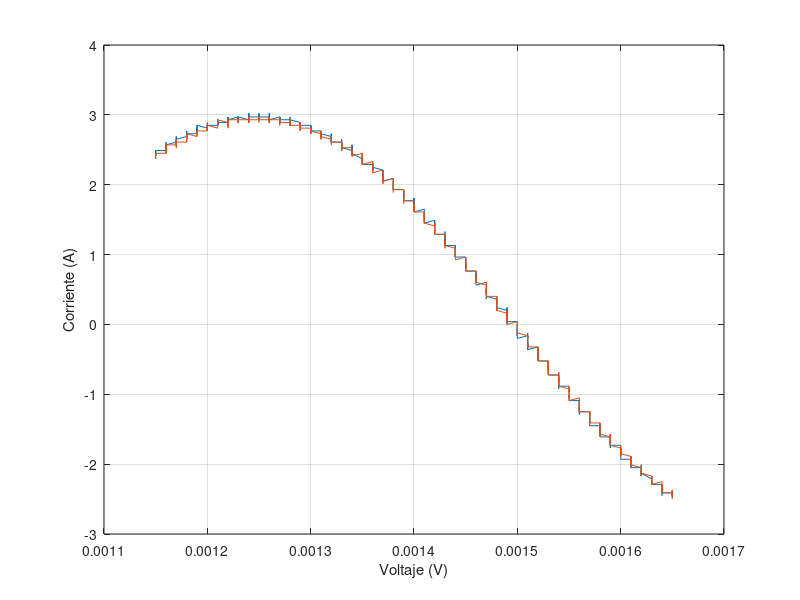

MATLAB code to generate this figure:
t=[1.15E-03
1.15E-03
1.15E-03
1.15E-03
1.15E-03
1.15E-03
1.15E-03
1.15E-03
1.15E-03
1.15E-03
1.15E-03
1.15E-03
1.15E-03
1.15E-03
1.15E-03
1.15E-03
1.15E-03
1.15E-03
1.15E-03
1.16E-03
1.16E-03
1.16E-03
1.16E-03
1.16E-03
1.16E-03
1.16E-03
1.16E-03
1.16E-03
1.16E-03
1.16E-03
1.16E-03
1.16E-03
1.16E-03
1.16E-03
1.16E-03
1.16E-03
1.16E-03
1.16E-03
1.16E-03
1.16E-03
1.16E-03
1.16E-03
1.16E-03
1.16E-03
1.16E-03
1.16E-03
1.16E-03
1.16E-03
1.16E-03
1.16E-03
1.16E-03
1.16E-03
1.16E-03
1.16E-03
1.16E-03
1.16E-03
1.16E-03
1.16E-03
1.16E-03
1.17E-03
1.17E-03
1.17E-03
1.17E-03
1.17E-03
1.17E-03
1.17E-03
1.17E-03
1.17E-03
1.17E-03
1.17E-03
1.17E-03
1.17E-03
1.17E-03
1.17E-03
1.17E-03
1.17E-03
1.17E-03
1.17E-03
1.17E-03
1.17E-03
1.17E-03
1.17E-03
1.17E-03
1.17E-03
1.17E-03
1.17E-03
1.17E-03
1.17E-03
1.17E-03
1.17E-03
1.17E-03
1.17E-03
1.17E-03
1.17E-03
1.17E-03
1.17E-03
1.17E-03
1.17E-03
1.17E-03
1.18E-03
1.18E-03
1.18E-03
1.18E-03
1.18E-03
1.18E-03
1.18E-03
1.18E-03
1.18E-03
1.18E-03
1.18E-03
1.18E-03
1.18E-03
1.18E-03
1.18E-03
1.18E-03
1.18E-03
1.18E-03
1.18E-03
1.18E-03
1.18E-03
1.18E-03
1.18E-03
1.18E-03
1.18E-03
1.18E-03
1.18E-03
1.18E-03
1.18E-03
1.18E-03
1.18E-03
1.18E-03
1.18E-03
1.18E-03
1.18E-03
1.18E-03
1.18E-03
1.18E-03
1.18E-03
1.18E-03
1.19E-03
1.19E-03
1.19E-03
1.19E-03
1.19E-03
1.19E-03
1.19E-03
1.19E-03
1.19E-03
1.19E-03
1.19E-03
1.19E-03
1.19E-03
1.19E-03
1.19E-03
1.19E-03
1.19E-03
1.19E-03
1.19E-03
1.19E-03
1.19E-03
1.19E-03
1.19E-03
1.19E-03
1.19E-03
1.19E-03
1.19E-03
1.19E-03
1.19E-03
1.19E-03
1.19E-03
1.19E-03
1.19E-03
1.19E-03
1.19E-03
1.19E-03
1.19E-03
1.19E-03
1.19E-03
1.19E-03
1.20E-03
1.20E-03
1.20E-03
1.20E-03
1.20E-03
1.20E-03
1.20E-03
1.20E-03
1.20E-03
1.20E-03
1.20E-03
1.20E-03
1.20E-03
1.20E-03
1.20E-03
1.20E-03
1.20E-03
1.20E-03
1.20E-03
1.20E-03
1.20E-03
1.20E-03
1.20E-03
1.20E-03
1.20E-03
1.20E-03
1.20E-03
1.20E-03
1.20E-03
1.20E-03
1.20E-03
1.20E-03
1.20E-03
1.20E-03
1.20E-03
1.20E-03
1.20E-03
1.20E-03
1.20E-03
1.20E-03
1.21E-03
1.21E-03
1.21E-03
1.21E-03
1.21E-03
1.21E-03
1.21E-03
1.21E-03
1.21E-03
1.21E-03
1.21E-03
1.21E-03
1.21E-03
1.21E-03
1.21E-03
1.21E-03
1.21E-03
1.21E-03
1.21E-03
1.21E-03
1.21E-03
1.21E-03
1.21E-03
1.21E-03
1.21E-03
1.21E-03
1.21E-03
1.21E-03
1.21E-03
1.21E-03
1.21E-03
1.21E-03
1.21E-03
1.21E-03
1.21E-03
1.21E-03
1.21E-03
1.21E-03
1.21E-03
1.21E-03
1.22E-03
1.22E-03
1.22E-03
1.22E-03
1.22E-03
1.22E-03
1.22E-03
1.22E-03
1.22E-03
1.22E-03
1.22E-03
1.22E-03
1.22E-03
1.22E-03
1.22E-03
1.22E-03
1.22E-03
1.22E-03
1.22E-03
1.22E-03
1.22E-03
1.22E-03
1.22E-03
1.22E-03
1.22E-03
1.22E-03
1.22E-03
1.22E-03
1.22E-03
1.22E-03
1.22E-03
1.22E-03
1.22E-03
1.22E-03
1.22E-03
1.22E-03
1.22E-03
1.22E-03
1.22E-03
1.22E-03
1.23E-03
1.23E-03
1.23E-03
1.23E-03
1.23E-03
1.23E-03
1.23E-03
1.23E-03
1.23E-03
1.23E-03
1.23E-03
1.23E-03
1.23E-03
1.23E-03
1.23E-03
1.23E-03
1.23E-03
1.23E-03
1.23E-03
1.23E-03
1.23E-03
1.23E-03
1.23E-03
1.23E-03
1.23E-03
1.23E-03
1.23E-03
1.23E-03
1.23E-03
1.23E-03
1.23E-03
1.23E-03
1.23E-03
1.23E-03
1.23E-03
1.23E-03
1.23E-03
1.23E-03
1.23E-03
1.23E-03
1.24E-03
1.24E-03
1.24E-03
1.24E-03
1.24E-03
1.24E-03
1.24E-03
1.24E-03
1.24E-03
1.24E-03
1.24E-03
1.24E-03
1.24E-03
1.24E-03
1.24E-03
1.24E-03
1.24E-03
1.24E-03
1.24E-03
1.24E-03
1.24E-03
1.24E-03
1.24E-03
1.24E-03
1.24E-03
1.24E-03
1.24E-03
1.24E-03
1.24E-03
1.24E-03
1.24E-03
1.24E-03
1.24E-03
1.24E-03
1.24E-03
1.24E-03
1.24E-03
1.24E-03
1.24E-03
1.24E-03
1.25E-03
1.25E-03
1.25E-03
1.25E-03
1.25E-03
1.25E-03
1.25E-03
1.25E-03
1.25E-03
1.25E-03
1.25E-03
1.25E-03
1.25E-03
1.25E-03
1.25E-03
1.25E-03
1.25E-03
1.25E-03
1.25E-03
1.25E-03
1.25E-03
1.25E-03
1.25E-03
1.25E-03
1.25E-03
1.25E-03
1.25E-03
1.25E-03
1.25E-03
1.25E-03
1.25E-03
1.25E-03
1.25E-03
1.25E-03
1.25E-03
1.25E-03
1.25E-03
1.25E-03
1.25E-03
1.25E-03
1.26E-03
1.26E-03
1.26E-03
1.26E-03
1.26E-03
1.26E-03
1.26E-03
1.26E-03
1.26E-03
1.26E-03
1.26E-03
1.26E-03
1.26E-03
1.26E-03
1.26E-03
1.26E-03
1.26E-03
1.26E-03
1.26E-03
1.26E-03
1.26E-03
1.26E-03
1.26E-03
1.26E-03
1.26E-03
1.26E-03
1.26E-03
1.26E-03
1.26E-03
1.26E-03
1.26E-03
1.26E-03
1.26E-03
1.26E-03
1.26E-03
1.26E-03
1.26E-03
1.26E-03
1.26E-03
1.26E-03
1.27E-03
1.27E-03
1.27E-03
1.27E-03
1.27E-03
1.27E-03
1.27E-03
1.27E-03
1.27E-03
1.27E-03
1.27E-03
1.27E-03
1.27E-03
1.27E-03
1.27E-03
1.27E-03
1.27E-03
1.27E-03
1.27E-03
1.27E-03
1.27E-03
1.27E-03
1.27E-03
1.27E-03
1.27E-03
1.27E-03
1.27E-03
1.27E-03
1.27E-03
1.27E-03
1.27E-03
1.27E-03
1.27E-03
1.27E-03
1.27E-03
1.27E-03
1.27E-03
1.27E-03
1.27E-03
1.27E-03
1.28E-03
1.28E-03
1.28E-03
1.28E-03
1.28E-03
1.28E-03
1.28E-03
1.28E-03
1.28E-03
1.28E-03
1.28E-03
1.28E-03
1.28E-03
1.28E-03
1.28E-03
1.28E-03
1.28E-03
1.28E-03
1.28E-03
1.28E-03
1.28E-03
1.28E-03
1.28E-03
1.28E-03
1.28E-03
1.28E-03
1.28E-03
1.28E-03
1.28E-03
1.28E-03
1.28E-03
1.28E-03
1.28E-03
1.28E-03
1.28E-03
1.28E-03
1.28E-03
1.28E-03
1.28E-03
1.28E-03
1.29E-03
1.29E-03
1.29E-03
1.29E-03
1.29E-03
1.29E-03
1.29E-03
1.29E-03
1.29E-03
1.29E-03
1.29E-03
1.29E-03
1.29E-03
1.29E-03
1.29E-03
1.29E-03
1.29E-03
1.29E-03
1.29E-03
1.29E-03
1.29E-03
1.29E-03
1.29E-03
1.29E-03
1.29E-03
1.29E-03
1.29E-03
1.29E-03
1.29E-03
1.29E-03
1.29E-03
1.29E-03
1.29E-03
1.29E-03
1.29E-03
1.29E-03
1.29E-03
1.29E-03
1.29E-03
1.29E-03
1.30E-03
1.30E-03
1.30E-03
1.30E-03
1.30E-03
1.30E-03
1.30E-03
1.30E-03
1.30E-03
1.30E-03
1.30E-03
1.30E-03
1.30E-03
1.30E-03
1.30E-03
1.30E-03
1.30E-03
1.30E-03
1.30E-03
1.30E-03
1.30E-03
1.30E-03
1.30E-03
1.30E-03
1.30E-03
1.30E-03
1.30E-03
1.30E-03
1.30E-03
1.30E-03
1.30E-03
1.30E-03
1.30E-03
1.30E-03
1.30E-03
1.30E-03
1.30E-03
1.30E-03
1.30E-03
1.30E-03
1.31E-03
1.31E-03
1.31E-03
1.31E-03
1.31E-03
1.31E-03
1.31E-03
1.31E-03
1.31E-03
1.31E-03
1.31E-03
1.31E-03
1.31E-03
1.31E-03
1.31E-03
1.31E-03
1.31E-03
1.31E-03
1.31E-03
1.31E-03
1.31E-03
1.31E-03
1.31E-03
1.31E-03
1.31E-03
1.31E-03
1.31E-03
1.31E-03
1.31E-03
1.31E-03
1.31E-03
1.31E-03
1.31E-03
1.31E-03
1.31E-03
1.31E-03
1.31E-03
1.31E-03
1.31E-03
1.31E-03
1.32E-03
1.32E-03
1.32E-03
1.32E-03
1.32E-03
1.32E-03
1.32E-03
1.32E-03
1.32E-03
1.32E-03
1.32E-03
1.32E-03
1.32E-03
1.32E-03
1.32E-03
1.32E-03
1.32E-03
1.32E-03
1.32E-03
1.32E-03
1.32E-03
1.32E-03
1.32E-03
1.32E-03
1.32E-03
1.32E-03
1.32E-03
1.32E-03
1.32E-03
1.32E-03
1.32E-03
1.32E-03
1.32E-03
1.32E-03
1.32E-03
1.32E-03
1.32E-03
1.32E-03
1.32E-03
1.32E-03
1.33E-03
1.33E-03
1.33E-03
1.33E-03
1.33E-03
1.33E-03
1.33E-03
1.33E-03
1.33E-03
1.33E-03
1.33E-03
1.33E-03
1.33E-03
1.33E-03
1.33E-03
1.33E-03
1.33E-03
1.33E-03
1.33E-03
1.33E-03
1.33E-03
1.33E-03
1.33E-03
1.33E-03
1.33E-03
1.33E-03
1.33E-03
1.33E-03
1.33E-03
1.33E-03
1.33E-03
1.33E-03
1.33E-03
1.33E-03
1.33E-03
1.33E-03
1.33E-03
1.33E-03
1.33E-03
1.33E-03
1.34E-03
1.34E-03
1.34E-03
1.34E-03
1.34E-03
1.34E-03
1.34E-03
1.34E-03
1.34E-03
1.34E-03
1.34E-03
1.34E-03
1.34E-03
1.34E-03
1.34E-03
1.34E-03
1.34E-03
1.34E-03
1.34E-03
1.34E-03
1.34E-03
1.34E-03
1.34E-03
1.34E-03
1.34E-03
1.34E-03
1.34E-03
1.34E-03
1.34E-03
1.34E-03
1.34E-03
1.34E-03
1.34E-03
1.34E-03
1.34E-03
1.34E-03
1.34E-03
1.34E-03
1.34E-03
1.34E-03
1.35E-03
1.35E-03
1.35E-03
1.35E-03
1.35E-03
1.35E-03
1.35E-03
1.35E-03
1.35E-03
1.35E-03
1.35E-03
1.35E-03
1.35E-03
1.35E-03
1.35E-03
1.35E-03
1.35E-03
1.35E-03
1.35E-03
1.35E-03
1.35E-03
1.35E-03
1.35E-03
1.35E-03
1.35E-03
1.35E-03
1.35E-03
1.35E-03
1.35E-03
1.35E-03
1.35E-03
1.35E-03
1.35E-03
1.35E-03
1.35E-03
1.35E-03
1.35E-03
1.35E-03
1.35E-03
1.35E-03
1.36E-03
1.36E-03
1.36E-03
1.36E-03
1.36E-03
1.36E-03
1.36E-03
1.36E-03
1.36E-03
1.36E-03
1.36E-03
1.36E-03
1.36E-03
1.36E-03
1.36E-03
1.36E-03
1.36E-03
1.36E-03
1.36E-03
1.36E-03
1.36E-03
1.36E-03
1.36E-03
1.36E-03
1.36E-03
1.36E-03
1.36E-03
1.36E-03
1.36E-03
1.36E-03
1.36E-03
1.36E-03
1.36E-03
1.36E-03
1.36E-03
1.36E-03
1.36E-03
1.36E-03
1.36E-03
1.36E-03
1.37E-03
1.37E-03
1.37E-03
1.37E-03
1.37E-03
1.37E-03
1.37E-03
1.37E-03
1.37E-03
1.37E-03
1.37E-03
1.37E-03
1.37E-03
1.37E-03
1.37E-03
1.37E-03
1.37E-03
1.37E-03
1.37E-03
1.37E-03
1.37E-03
1.37E-03
1.37E-03
1.37E-03
1.37E-03
1.37E-03
1.37E-03
1.37E-03
1.37E-03
1.37E-03
1.37E-03
1.37E-03
1.37E-03
1.37E-03
1.37E-03
1.37E-03
1.37E-03
1.37E-03
1.37E-03
1.37E-03
1.38E-03
1.38E-03
1.38E-03
1.38E-03
1.38E-03
1.38E-03
1.38E-03
1.38E-03
1.38E-03
1.38E-03
1.38E-03
1.38E-03
1.38E-03
1.38E-03
1.38E-03
1.38E-03
1.38E-03
1.38E-03
1.38E-03
1.38E-03
1.38E-03
1.38E-03
1.38E-03
1.38E-03
1.38E-03
1.38E-03
1.38E-03
1.38E-03
1.38E-03
1.38E-03
1.38E-03
1.38E-03
1.38E-03
1.38E-03
1.38E-03
1.38E-03
1.38E-03
1.38E-03
1.38E-03
1.38E-03
1.39E-03
1.39E-03
1.39E-03
1.39E-03
1.39E-03
1.39E-03
1.39E-03
1.39E-03
1.39E-03
1.39E-03
1.39E-03
1.39E-03
1.39E-03
1.39E-03
1.39E-03
1.39E-03
1.39E-03
1.39E-03
1.39E-03
1.39E-03
1.39E-03
1.39E-03
1.39E-03
1.39E-03
1.39E-03
1.39E-03
1.39E-03
1.39E-03
1.39E-03
1.39E-03
1.39E-03
1.39E-03
1.39E-03
1.39E-03
1.39E-03
1.39E-03
1.39E-03
1.39E-03
1.39E-03
1.39E-03
1.40E-03
1.40E-03
1.40E-03
1.40E-03
1.40E-03
1.40E-03
1.40E-03
1.40E-03
1.40E-03
1.40E-03
1.40E-03
1.40E-03
1.40E-03
1.40E-03
1.40E-03
1.40E-03
1.40E-03
1.40E-03
1.40E-03
1.40E-03
1.40E-03
1.40E-03
1.40E-03
1.40E-03
1.40E-03
1.40E-03
1.40E-03
1.40E-03
1.40E-03
1.40E-03
1.40E-03
1.40E-03
1.40E-03
1.40E-03
1.40E-03
1.40E-03
1.40E-03
1.40E-03
1.40E-03
1.40E-03
1.41E-03
1.41E-03
1.41E-03
1.41E-03
1.41E-03
1.41E-03
1.41E-03
1.41E-03
1.41E-03
1.41E-03
1.41E-03
1.41E-03
1.41E-03
1.41E-03
1.41E-03
1.41E-03
1.41E-03
1.41E-03
1.41E-03
1.41E-03
1.41E-03
1.41E-03
1.41E-03
1.41E-03
1.41E-03
1.41E-03
1.41E-03
1.41E-03
1.41E-03
1.41E-03
1.41E-03
1.41E-03
1.41E-03
1.41E-03
1.41E-03
1.41E-03
1.41E-03
1.41E-03
1.41E-03
1.41E-03
1.42E-03
1.42E-03
1.42E-03
1.42E-03
1.42E-03
1.42E-03
1.42E-03
1.42E-03
1.42E-03
1.42E-03
1.42E-03
1.42E-03
1.42E-03
1.42E-03
1.42E-03
1.42E-03
1.42E-03
1.42E-03
1.42E-03
1.42E-03
1.42E-03
1.42E-03
1.42E-03
1.42E-03
1.42E-03
1.42E-03
1.42E-03
1.42E-03
1.42E-03
1.42E-03
1.42E-03
1.42E-03
1.42E-03
1.42E-03
1.42E-03
1.42E-03
1.42E-03
1.42E-03
1.42E-03
1.42E-03
1.43E-03
1.43E-03
1.43E-03
1.43E-03
1.43E-03
1.43E-03
1.43E-03
1.43E-03
1.43E-03
1.43E-03
1.43E-03
1.43E-03
1.43E-03
1.43E-03
1.43E-03
1.43E-03
1.43E-03
1.43E-03
1.43E-03
1.43E-03
1.43E-03
1.43E-03
1.43E-03
1.43E-03
1.43E-03
1.43E-03
1.43E-03
1.43E-03
1.43E-03
1.43E-03
1.43E-03
1.43E-03
1.43E-03
1.43E-03
1.43E-03
1.43E-03
1.43E-03
1.43E-03
1.43E-03
1.43E-03
1.44E-03
1.44E-03
1.44E-03
1.44E-03
1.44E-03
1.44E-03
1.44E-03
1.44E-03
1.44E-03
1.44E-03
1.44E-03
1.44E-03
1.44E-03
1.44E-03
1.44E-03
1.44E-03
1.44E-03
1.44E-03
1.44E-03
1.44E-03
1.44E-03
1.44E-03
1.44E-03
1.44E-03
1.44E-03
1.44E-03
1.44E-03
1.44E-03
1.44E-03
1.44E-03
1.44E-03
1.44E-03
1.44E-03
1.44E-03
1.44E-03
1.44E-03
1.44E-03
1.44E-03
1.44E-03
1.44E-03
1.45E-03
1.45E-03
1.45E-03
1.45E-03
1.45E-03
1.45E-03
1.45E-03
1.45E-03
1.45E-03
1.45E-03
1.45E-03
1.45E-03
1.45E-03
1.45E-03
1.45E-03
1.45E-03
1.45E-03
1.45E-03
1.45E-03
1.45E-03
1.45E-03
1.45E-03
1.45E-03
1.45E-03
1.45E-03
1.45E-03
1.45E-03
1.45E-03
1.45E-03
1.45E-03
1.45E-03
1.45E-03
1.45E-03
1.45E-03
1.45E-03
1.45E-03
1.45E-03
1.45E-03
1.45E-03
1.45E-03
1.46E-03
1.46E-03
1.46E-03
1.46E-03
1.46E-03
1.46E-03
1.46E-03
1.46E-03
1.46E-03
1.46E-03
1.46E-03
1.46E-03
1.46E-03
1.46E-03
1.46E-03
1.46E-03
1.46E-03
1.46E-03
1.46E-03
1.46E-03
1.46E-03
1.46E-03
1.46E-03
1.46E-03
1.46E-03
1.46E-03
1.46E-03
1.46E-03
1.46E-03
1.46E-03
1.46E-03
1.46E-03
1.46E-03
1.46E-03
1.46E-03
1.46E-03
1.46E-03
1.46E-03
1.46E-03
1.46E-03
1.47E-03
1.47E-03
1.47E-03
1.47E-03
1.47E-03
1.47E-03
1.47E-03
1.47E-03
1.47E-03
1.47E-03
1.47E-03
1.47E-03
1.47E-03
1.47E-03
1.47E-03
1.47E-03
1.47E-03
1.47E-03
1.47E-03
1.47E-03
1.47E-03
1.47E-03
1.47E-03
1.47E-03
1.47E-03
1.47E-03
1.47E-03
1.47E-03
1.47E-03
1.47E-03
1.47E-03
1.47E-03
1.47E-03
1.47E-03
1.47E-03
1.47E-03
1.47E-03
1.47E-03
1.47E-03
1.47E-03
1.48E-03
1.48E-03
1.48E-03
1.48E-03
1.48E-03
1.48E-03
1.48E-03
1.48E-03
1.48E-03
1.48E-03
1.48E-03
1.48E-03
1.48E-03
1.48E-03
1.48E-03
1.48E-03
1.48E-03
1.48E-03
1.48E-03
1.48E-03
1.48E-03
1.48E-03
1.48E-03
1.48E-03
1.48E-03
1.48E-03
1.48E-03
1.48E-03
1.48E-03
1.48E-03
1.48E-03
1.48E-03
1.48E-03
1.48E-03
1.48E-03
1.48E-03
1.48E-03
1.48E-03
1.48E-03
1.48E-03
1.49E-03
1.49E-03
1.49E-03
1.49E-03
1.49E-03
1.49E-03
1.49E-03
1.49E-03
1.49E-03
1.49E-03
1.49E-03
1.49E-03
1.49E-03
1.49E-03
1.49E-03
1.49E-03
1.49E-03
1.49E-03
1.49E-03
1.49E-03
1.49E-03
1.49E-03
1.49E-03
1.49E-03
1.49E-03
1.49E-03
1.49E-03
1.49E-03
1.49E-03
1.49E-03
1.49E-03
1.49E-03
1.49E-03
1.49E-03
1.49E-03
1.49E-03
1.49E-03
1.49E-03
1.49E-03
1.49E-03
1.50E-03
1.50E-03
1.50E-03
1.50E-03
1.50E-03
1.50E-03
1.50E-03
1.50E-03
1.50E-03
1.50E-03
1.50E-03
1.50E-03
1.50E-03
1.50E-03
1.50E-03
1.50E-03
1.50E-03
1.50E-03
1.50E-03
1.50E-03
1.50E-03
1.50E-03
1.50E-03
1.50E-03
1.50E-03
1.50E-03
1.50E-03
1.50E-03
1.50E-03
1.50E-03
1.50E-03
1.50E-03
1.50E-03
1.50E-03
1.50E-03
1.50E-03
1.50E-03
1.50E-03
1.50E-03
1.50E-03
1.51E-03
1.51E-03
1.51E-03
1.51E-03
1.51E-03
1.51E-03
1.51E-03
1.51E-03
1.51E-03
1.51E-03
1.51E-03
1.51E-03
1.51E-03
1.51E-03
1.51E-03
1.51E-03
1.51E-03
1.51E-03
1.51E-03
1.51E-03
1.51E-03
1.51E-03
1.51E-03
1.51E-03
1.51E-03
1.51E-03
1.51E-03
1.51E-03
1.51E-03
1.51E-03
1.51E-03
1.51E-03
1.51E-03
1.51E-03
1.51E-03
1.51E-03
1.51E-03
1.51E-03
1.51E-03
1.51E-03
1.52E-03
1.52E-03
1.52E-03
1.52E-03
1.52E-03
1.52E-03
1.52E-03
1.52E-03
1.52E-03
1.52E-03
1.52E-03
1.52E-03
1.52E-03
1.52E-03
1.52E-03
1.52E-03
1.52E-03
1.52E-03
1.52E-03
1.52E-03
1.52E-03
1.52E-03
1.52E-03
1.52E-03
1.52E-03
1.52E-03
1.52E-03
1.52E-03
1.52E-03
1.52E-03
1.52E-03
1.52E-03
1.52E-03
1.52E-03
1.52E-03
1.52E-03
1.52E-03
1.52E-03
1.52E-03
1.52E-03
1.53E-03
1.53E-03
1.53E-03
1.53E-03
1.53E-03
1.53E-03
1.53E-03
1.53E-03
1.53E-03
1.53E-03
1.53E-03
1.53E-03
1.53E-03
1.53E-03
1.53E-03
1.53E-03
1.53E-03
1.53E-03
1.53E-03
1.53E-03
1.53E-03
1.53E-03
1.53E-03
1.53E-03
1.53E-03
1.53E-03
1.53E-03
1.53E-03
1.53E-03
1.53E-03
1.53E-03
1.53E-03
1.53E-03
1.53E-03
1.53E-03
1.53E-03
1.53E-03
1.53E-03
1.53E-03
1.53E-03
1.54E-03
1.54E-03
1.54E-03
1.54E-03
1.54E-03
1.54E-03
1.54E-03
1.54E-03
1.54E-03
1.54E-03
1.54E-03
1.54E-03
1.54E-03
1.54E-03
1.54E-03
1.54E-03
1.54E-03
1.54E-03
1.54E-03
1.54E-03
1.54E-03
1.54E-03
1.54E-03
1.54E-03
1.54E-03
1.54E-03
1.54E-03
1.54E-03
1.54E-03
1.54E-03
1.54E-03
1.54E-03
1.54E-03
1.54E-03
1.54E-03
1.54E-03
1.54E-03
1.54E-03
1.54E-03
1.54E-03
1.55E-03
1.55E-03
1.55E-03
1.55E-03
1.55E-03
1.55E-03
1.55E-03
1.55E-03
1.55E-03
1.55E-03
1.55E-03
1.55E-03
1.55E-03
1.55E-03
1.55E-03
1.55E-03
1.55E-03
1.55E-03
1.55E-03
1.55E-03
1.55E-03
1.55E-03
1.55E-03
1.55E-03
1.55E-03
1.55E-03
1.55E-03
1.55E-03
1.55E-03
1.55E-03
1.55E-03
1.55E-03
1.55E-03
1.55E-03
1.55E-03
1.55E-03
1.55E-03
1.55E-03
1.55E-03
1.55E-03
1.56E-03
1.56E-03
1.56E-03
1.56E-03
1.56E-03
1.56E-03
1.56E-03
1.56E-03
1.56E-03
1.56E-03
1.56E-03
1.56E-03
1.56E-03
1.56E-03
1.56E-03
1.56E-03
1.56E-03
1.56E-03
1.56E-03
1.56E-03
1.56E-03
1.56E-03
1.56E-03
1.56E-03
1.56E-03
1.56E-03
1.56E-03
1.56E-03
1.56E-03
1.56E-03
1.56E-03
1.56E-03
1.56E-03
1.56E-03
1.56E-03
1.56E-03
1.56E-03
1.56E-03
1.56E-03
1.56E-03
1.57E-03
1.57E-03
1.57E-03
1.57E-03
1.57E-03
1.57E-03
1.57E-03
1.57E-03
1.57E-03
1.57E-03
1.57E-03
1.57E-03
1.57E-03
1.57E-03
1.57E-03
1.57E-03
1.57E-03
1.57E-03
1.57E-03
1.57E-03
1.57E-03
1.57E-03
1.57E-03
1.57E-03
1.57E-03
1.57E-03
1.57E-03
1.57E-03
1.57E-03
1.57E-03
1.57E-03
1.57E-03
1.57E-03
1.57E-03
1.57E-03
1.57E-03
1.57E-03
1.57E-03
1.57E-03
1.57E-03
1.58E-03
1.58E-03
1.58E-03
1.58E-03
1.58E-03
1.58E-03
1.58E-03
1.58E-03
1.58E-03
1.58E-03
1.58E-03
1.58E-03
1.58E-03
1.58E-03
1.58E-03
1.58E-03
1.58E-03
1.58E-03
1.58E-03
1.58E-03
1.58E-03
1.58E-03
1.58E-03
1.58E-03
1.58E-03
1.58E-03
1.58E-03
1.58E-03
1.58E-03
1.58E-03
1.58E-03
1.58E-03
1.58E-03
1.58E-03
1.58E-03
1.58E-03
1.58E-03
1.58E-03
1.58E-03
1.58E-03
1.59E-03
1.59E-03
1.59E-03
1.59E-03
1.59E-03
1.59E-03
1.59E-03
1.59E-03
1.59E-03
1.59E-03
1.59E-03
1.59E-03
1.59E-03
1.59E-03
1.59E-03
1.59E-03
1.59E-03
1.59E-03
1.59E-03
1.59E-03
1.59E-03
1.59E-03
1.59E-03
1.59E-03
1.59E-03
1.59E-03
1.59E-03
1.59E-03
1.59E-03
1.59E-03
1.59E-03
1.59E-03
1.59E-03
1.59E-03
1.59E-03
1.59E-03
1.59E-03
1.59E-03
1.59E-03
1.59E-03
1.60E-03
1.60E-03
1.60E-03
1.60E-03
1.60E-03
1.60E-03
1.60E-03
1.60E-03
1.60E-03
1.60E-03
1.60E-03
1.60E-03
1.60E-03
1.60E-03
1.60E-03
1.60E-03
1.60E-03
1.60E-03
1.60E-03
1.60E-03
1.60E-03
1.60E-03
1.60E-03
1.60E-03
1.60E-03
1.60E-03
1.60E-03
1.60E-03
1.60E-03
1.60E-03
1.60E-03
1.60E-03
1.60E-03
1.60E-03
1.60E-03
1.60E-03
1.60E-03
1.60E-03
1.60E-03
1.60E-03
1.61E-03
1.61E-03
1.61E-03
1.61E-03
1.61E-03
1.61E-03
1.61E-03
1.61E-03
1.61E-03
1.61E-03
1.61E-03
1.61E-03
1.61E-03
1.61E-03
1.61E-03
1.61E-03
1.61E-03
1.61E-03
1.61E-03
1.61E-03
1.61E-03
1.61E-03
1.61E-03
1.61E-03
1.61E-03
1.61E-03
1.61E-03
1.61E-03
1.61E-03
1.61E-03
1.61E-03
1.61E-03
1.61E-03
1.61E-03
1.61E-03
1.61E-03
1.61E-03
1.61E-03
1.61E-03
1.61E-03
1.62E-03
1.62E-03
1.62E-03
1.62E-03
1.62E-03
1.62E-03
1.62E-03
1.62E-03
1.62E-03
1.62E-03
1.62E-03
1.62E-03
1.62E-03
1.62E-03
1.62E-03
1.62E-03
1.62E-03
1.62E-03
1.62E-03
1.62E-03
1.62E-03
1.62E-03
1.62E-03
1.62E-03
1.62E-03
1.62E-03
1.62E-03
1.62E-03
1.62E-03
1.62E-03
1.62E-03
1.62E-03
1.62E-03
1.62E-03
1.62E-03
1.62E-03
1.62E-03
1.62E-03
1.62E-03
1.62E-03
1.63E-03
1.63E-03
1.63E-03
1.63E-03
1.63E-03
1.63E-03
1.63E-03
1.63E-03
1.63E-03
1.63E-03
1.63E-03
1.63E-03
1.63E-03
1.63E-03
1.63E-03
1.63E-03
1.63E-03
1.63E-03
1.63E-03
1.63E-03
1.63E-03
1.63E-03
1.63E-03
1.63E-03
1.63E-03
1.63E-03
1.63E-03
1.63E-03
1.63E-03
1.63E-03
1.63E-03
1.63E-03
1.63E-03
1.63E-03
1.63E-03
1.63E-03
1.63E-03
1.63E-03
1.63E-03
1.63E-03
1.64E-03
1.64E-03
1.64E-03
1.64E-03
1.64E-03
1.64E-03
1.64E-03
1.64E-03
1.64E-03
1.64E-03
1.64E-03
1.64E-03
1.64E-03
1.64E-03
1.64E-03
1.64E-03
1.64E-03
1.64E-03
1.64E-03
1.64E-03
1.64E-03
1.64E-03
1.64E-03
1.64E-03
1.64E-03
1.64E-03
1.64E-03
1.64E-03
1.64E-03
1.64E-03
1.64E-03
1.64E-03
1.64E-03
1.64E-03
1.64E-03
1.64E-03
1.64E-03
1.64E-03
1.64E-03
1.64E-03
1.65E-03
1.65E-03
1.65E-03
1.65E-03
1.65E-03
1.65E-03
1.65E-03
1.65E-03
1.65E-03
1.65E-03
1.65E-03
1.65E-03
1.65E-03
1.65E-03
1.65E-03
1.65E-03
1.65E-03
1.65E-03
1.65E-03
1.65E-03];
x=[2.45E+00
2.41E+00
2.41E+00
2.41E+00
2.45E+00
2.41E+00
2.45E+00
2.45E+00
2.49E+00
2.45E+00
2.45E+00
2.45E+00
2.45E+00
2.45E+00
2.45E+00
2.45E+00
2.45E+00
2.49E+00
2.49E+00
2.49E+00
2.49E+00
2.49E+00
2.49E+00
2.49E+00
2.49E+00
2.49E+00
2.49E+00
2.49E+00
2.49E+00
2.49E+00
2.53E+00
2.49E+00
2.53E+00
2.53E+00
2.53E+00
2.57E+00
2.53E+00
2.53E+00
2.57E+00
2.57E+00
2.53E+00
2.53E+00
2.53E+00
2.57E+00
2.53E+00
2.57E+00
2.57E+00
2.57E+00
2.53E+00
2.57E+00
2.57E+00
2.57E+00
2.53E+00
2.57E+00
2.57E+00
2.57E+00
2.61E+00
2.57E+00
2.57E+00
2.61E+00
2.57E+00
2.61E+00
2.61E+00
2.57E+00
2.57E+00
2.57E+00
2.57E+00
2.57E+00
2.61E+00
2.61E+00
2.61E+00
2.57E+00
2.61E+00
2.61E+00
2.65E+00
2.61E+00
2.61E+00
2.57E+00
2.61E+00
2.61E+00
2.61E+00
2.61E+00
2.61E+00
2.61E+00
2.65E+00
2.65E+00
2.61E+00
2.61E+00
2.61E+00
2.61E+00
2.65E+00
2.65E+00
2.65E+00
2.65E+00
2.69E+00
2.69E+00
2.65E+00
2.69E+00
2.65E+00
2.69E+00
2.65E+00
2.69E+00
2.69E+00
2.69E+00
2.69E+00
2.69E+00
2.69E+00
2.69E+00
2.69E+00
2.73E+00
2.69E+00
2.73E+00
2.77E+00
2.65E+00
2.69E+00
2.73E+00
2.69E+00
2.65E+00
2.69E+00
2.69E+00
2.73E+00
2.69E+00
2.69E+00
2.69E+00
2.69E+00
2.69E+00
2.69E+00
2.73E+00
2.69E+00
2.73E+00
2.73E+00
2.69E+00
2.77E+00
2.77E+00
2.73E+00
2.73E+00
2.73E+00
2.73E+00
2.73E+00
2.73E+00
2.77E+00
2.77E+00
2.73E+00
2.73E+00
2.73E+00
2.73E+00
2.77E+00
2.73E+00
2.73E+00
2.77E+00
2.77E+00
2.77E+00
2.77E+00
2.77E+00
2.81E+00
2.77E+00
2.77E+00
2.77E+00
2.81E+00
2.81E+00
2.77E+00
2.77E+00
2.81E+00
2.81E+00
2.77E+00
2.77E+00
2.81E+00
2.81E+00
2.77E+00
2.77E+00
2.77E+00
2.81E+00
2.81E+00
2.81E+00
2.81E+00
2.81E+00
2.85E+00
2.81E+00
2.85E+00
2.81E+00
2.81E+00
2.81E+00
2.85E+00
2.81E+00
2.85E+00
2.81E+00
2.81E+00
2.85E+00
2.85E+00
2.85E+00
2.81E+00
2.81E+00
2.85E+00
2.85E+00
2.85E+00
2.81E+00
2.81E+00
2.81E+00
2.81E+00
2.85E+00
2.85E+00
2.81E+00
2.85E+00
2.85E+00
2.85E+00
2.85E+00
2.81E+00
2.85E+00
2.85E+00
2.85E+00
2.81E+00
2.85E+00
2.85E+00
2.85E+00
2.85E+00
2.85E+00
2.85E+00
2.89E+00
2.85E+00
2.85E+00
2.89E+00
2.85E+00
2.89E+00
2.89E+00
2.85E+00
2.85E+00
2.85E+00
2.89E+00
2.85E+00
2.85E+00
2.89E+00
2.89E+00
2.89E+00
2.89E+00
2.89E+00
2.89E+00
2.85E+00
2.89E+00
2.89E+00
2.89E+00
2.93E+00
2.89E+00
2.89E+00
2.93E+00
2.89E+00
2.89E+00
2.89E+00
2.89E+00
2.89E+00
2.89E+00
2.93E+00
2.89E+00
2.89E+00
2.89E+00
2.93E+00
2.89E+00
2.89E+00
2.93E+00
2.89E+00
2.89E+00
2.89E+00
2.93E+00
2.93E+00
2.89E+00
2.89E+00
2.93E+00
2.89E+00
2.89E+00
2.93E+00
2.93E+00
2.89E+00
2.89E+00
2.93E+00
2.93E+00
2.93E+00
2.89E+00
2.93E+00
2.93E+00
2.89E+00
2.93E+00
2.93E+00
2.89E+00
2.93E+00
2.89E+00
2.93E+00
2.93E+00
2.93E+00
2.93E+00
2.97E+00
2.93E+00
2.93E+00
2.93E+00
2.89E+00
2.93E+00
2.93E+00
2.97E+00
2.93E+00
2.93E+00
2.93E+00
2.97E+00
2.93E+00
2.93E+00
2.93E+00
2.97E+00
2.93E+00
2.93E+00
2.93E+00
2.93E+00
2.97E+00
2.93E+00
2.93E+00
2.97E+00
2.97E+00
2.97E+00
2.93E+00
2.93E+00
2.97E+00
2.97E+00
2.93E+00
2.97E+00
2.97E+00
2.93E+00
2.93E+00
2.97E+00
2.97E+00
2.97E+00
2.93E+00
2.93E+00
2.97E+00
2.97E+00
2.93E+00
2.93E+00
2.93E+00
2.97E+00
2.97E+00
2.97E+00
2.93E+00
2.93E+00
2.97E+00
2.93E+00
2.97E+00
2.97E+00
2.97E+00
2.97E+00
2.97E+00
2.93E+00
2.97E+00
2.93E+00
2.93E+00
2.97E+00
2.97E+00
3.02E+00
2.97E+00
2.97E+00
2.97E+00
2.97E+00
2.97E+00
2.97E+00
2.97E+00
2.97E+00
2.97E+00
2.97E+00
2.97E+00
2.97E+00
2.93E+00
2.97E+00
2.97E+00
2.97E+00
2.97E+00
3.02E+00
2.97E+00
3.02E+00
2.93E+00
2.97E+00
3.02E+00
2.97E+00
3.02E+00
2.97E+00
2.97E+00
2.97E+00
2.93E+00
2.97E+00
2.97E+00
2.97E+00
2.93E+00
3.02E+00
2.97E+00
2.97E+00
2.97E+00
2.97E+00
2.97E+00
2.97E+00
2.97E+00
2.97E+00
2.97E+00
2.97E+00
2.97E+00
2.97E+00
2.97E+00
2.97E+00
2.97E+00
2.97E+00
2.97E+00
2.97E+00
2.97E+00
3.02E+00
2.97E+00
2.97E+00
2.97E+00
2.97E+00
2.97E+00
2.97E+00
2.97E+00
2.97E+00
2.97E+00
2.97E+00
2.93E+00
2.97E+00
2.97E+00
2.97E+00
3.02E+00
2.97E+00
2.97E+00
2.97E+00
3.02E+00
2.97E+00
2.97E+00
2.97E+00
2.93E+00
2.93E+00
2.97E+00
2.97E+00
2.97E+00
2.97E+00
2.93E+00
2.97E+00
2.93E+00
2.97E+00
2.93E+00
2.93E+00
2.97E+00
2.97E+00
2.97E+00
2.97E+00
2.93E+00
2.97E+00
2.97E+00
2.93E+00
2.93E+00
2.93E+00
2.93E+00
2.97E+00
2.97E+00
2.97E+00
2.93E+00
2.97E+00
2.97E+00
2.93E+00
2.93E+00
2.97E+00
2.93E+00
2.93E+00
2.97E+00
2.93E+00
2.93E+00
2.97E+00
2.97E+00
2.97E+00
2.93E+00
2.93E+00
2.93E+00
2.97E+00
2.97E+00
2.93E+00
2.97E+00
2.97E+00
2.93E+00
2.93E+00
2.97E+00
2.93E+00
2.97E+00
2.93E+00
2.97E+00
2.97E+00
2.93E+00
2.97E+00
2.93E+00
2.97E+00
2.97E+00
2.93E+00
2.93E+00
2.93E+00
2.93E+00
2.93E+00
2.93E+00
2.93E+00
2.93E+00
2.93E+00
2.93E+00
2.93E+00
2.93E+00
2.93E+00
2.93E+00
2.93E+00
2.89E+00
2.93E+00
2.93E+00
2.89E+00
2.93E+00
2.93E+00
2.89E+00
2.97E+00
2.89E+00
2.89E+00
2.89E+00
2.93E+00
2.89E+00
2.89E+00
2.93E+00
2.93E+00
2.89E+00
2.89E+00
2.89E+00
2.85E+00
2.93E+00
2.89E+00
2.93E+00
2.89E+00
2.89E+00
2.89E+00
2.89E+00
2.89E+00
2.89E+00
2.89E+00
2.89E+00
2.85E+00
2.89E+00
2.89E+00
2.93E+00
2.89E+00
2.89E+00
2.89E+00
2.89E+00
2.89E+00
2.89E+00
2.89E+00
2.85E+00
2.89E+00
2.85E+00
2.89E+00
2.85E+00
2.89E+00
2.85E+00
2.89E+00
2.89E+00
2.89E+00
2.89E+00
2.85E+00
2.89E+00
2.85E+00
2.89E+00
2.85E+00
2.85E+00
2.85E+00
2.85E+00
2.89E+00
2.89E+00
2.89E+00
2.85E+00
2.85E+00
2.85E+00
2.85E+00
2.85E+00
2.89E+00
2.85E+00
2.85E+00
2.85E+00
2.85E+00
2.85E+00
2.85E+00
2.81E+00
2.81E+00
2.85E+00
2.85E+00
2.85E+00
2.85E+00
2.85E+00
2.81E+00
2.81E+00
2.81E+00
2.81E+00
2.81E+00
2.81E+00
2.81E+00
2.81E+00
2.81E+00
2.85E+00
2.77E+00
2.85E+00
2.81E+00
2.81E+00
2.77E+00
2.81E+00
2.81E+00
2.81E+00
2.85E+00
2.81E+00
2.77E+00
2.77E+00
2.77E+00
2.81E+00
2.77E+00
2.81E+00
2.81E+00
2.73E+00
2.81E+00
2.77E+00
2.81E+00
2.77E+00
2.77E+00
2.77E+00
2.77E+00
2.77E+00
2.77E+00
2.77E+00
2.77E+00
2.77E+00
2.77E+00
2.77E+00
2.73E+00
2.77E+00
2.73E+00
2.73E+00
2.73E+00
2.73E+00
2.73E+00
2.73E+00
2.77E+00
2.73E+00
2.73E+00
2.73E+00
2.73E+00
2.73E+00
2.73E+00
2.73E+00
2.73E+00
2.73E+00
2.73E+00
2.73E+00
2.73E+00
2.73E+00
2.69E+00
2.73E+00
2.73E+00
2.69E+00
2.73E+00
2.73E+00
2.73E+00
2.73E+00
2.69E+00
2.73E+00
2.69E+00
2.73E+00
2.69E+00
2.69E+00
2.69E+00
2.69E+00
2.69E+00
2.69E+00
2.69E+00
2.69E+00
2.69E+00
2.65E+00
2.69E+00
2.65E+00
2.69E+00
2.69E+00
2.65E+00
2.65E+00
2.65E+00
2.65E+00
2.69E+00
2.65E+00
2.65E+00
2.65E+00
2.65E+00
2.65E+00
2.69E+00
2.65E+00
2.65E+00
2.65E+00
2.65E+00
2.65E+00
2.61E+00
2.61E+00
2.61E+00
2.65E+00
2.61E+00
2.61E+00
2.61E+00
2.61E+00
2.57E+00
2.65E+00
2.65E+00
2.61E+00
2.61E+00
2.61E+00
2.61E+00
2.61E+00
2.61E+00
2.61E+00
2.57E+00
2.61E+00
2.61E+00
2.57E+00
2.57E+00
2.61E+00
2.61E+00
2.57E+00
2.57E+00
2.57E+00
2.57E+00
2.57E+00
2.57E+00
2.57E+00
2.57E+00
2.57E+00
2.53E+00
2.57E+00
2.53E+00
2.57E+00
2.57E+00
2.53E+00
2.53E+00
2.57E+00
2.57E+00
2.57E+00
2.53E+00
2.53E+00
2.49E+00
2.49E+00
2.57E+00
2.53E+00
2.53E+00
2.57E+00
2.49E+00
2.53E+00
2.53E+00
2.49E+00
2.53E+00
2.49E+00
2.49E+00
2.49E+00
2.49E+00
2.49E+00
2.53E+00
2.49E+00
2.49E+00
2.49E+00
2.49E+00
2.49E+00
2.49E+00
2.45E+00
2.45E+00
2.49E+00
2.49E+00
2.49E+00
2.49E+00
2.49E+00
2.45E+00
2.45E+00
2.45E+00
2.45E+00
2.45E+00
2.45E+00
2.49E+00
2.41E+00
2.41E+00
2.45E+00
2.37E+00
2.45E+00
2.41E+00
2.41E+00
2.45E+00
2.45E+00
2.41E+00
2.41E+00
2.41E+00
2.41E+00
2.37E+00
2.37E+00
2.41E+00
2.37E+00
2.37E+00
2.37E+00
2.37E+00
2.37E+00
2.41E+00
2.41E+00
2.37E+00
2.37E+00
2.37E+00
2.33E+00
2.37E+00
2.37E+00
2.37E+00
2.37E+00
2.37E+00
2.37E+00
2.41E+00
2.33E+00
2.37E+00
2.37E+00
2.33E+00
2.33E+00
2.37E+00
2.33E+00
2.29E+00
2.29E+00
2.29E+00
2.33E+00
2.29E+00
2.33E+00
2.33E+00
2.25E+00
2.29E+00
2.25E+00
2.29E+00
2.29E+00
2.29E+00
2.29E+00
2.29E+00
2.29E+00
2.29E+00
2.29E+00
2.29E+00
2.25E+00
2.25E+00
2.25E+00
2.25E+00
2.25E+00
2.25E+00
2.21E+00
2.25E+00
2.29E+00
2.21E+00
2.25E+00
2.21E+00
2.21E+00
2.21E+00
2.21E+00
2.21E+00
2.21E+00
2.25E+00
2.21E+00
2.21E+00
2.25E+00
2.21E+00
2.25E+00
2.21E+00
2.21E+00
2.21E+00
2.17E+00
2.17E+00
2.17E+00
2.17E+00
2.17E+00
2.13E+00
2.13E+00
2.13E+00
2.17E+00
2.21E+00
2.13E+00
2.13E+00
2.17E+00
2.17E+00
2.17E+00
2.13E+00
2.13E+00
2.13E+00
2.13E+00
2.13E+00
2.13E+00
2.13E+00
2.09E+00
2.13E+00
2.13E+00
2.13E+00
2.09E+00
2.09E+00
2.09E+00
2.09E+00
2.09E+00
2.09E+00
2.09E+00
2.09E+00
2.05E+00
2.09E+00
2.05E+00
2.09E+00
2.05E+00
2.05E+00
2.09E+00
2.05E+00
2.01E+00
2.05E+00
2.05E+00
2.05E+00
2.05E+00
2.05E+00
2.05E+00
2.05E+00
2.05E+00
2.05E+00
2.01E+00
2.01E+00
2.01E+00
2.01E+00
2.01E+00
2.01E+00
2.01E+00
2.01E+00
2.01E+00
1.97E+00
2.01E+00
2.01E+00
1.97E+00
1.97E+00
1.97E+00
1.97E+00
1.97E+00
1.97E+00
1.93E+00
1.93E+00
1.93E+00
1.93E+00
1.93E+00
1.93E+00
1.93E+00
1.93E+00
1.93E+00
1.93E+00
1.89E+00
1.89E+00
1.93E+00
1.89E+00
1.89E+00
1.89E+00
1.89E+00
1.89E+00
1.89E+00
1.85E+00
1.85E+00
1.89E+00
1.89E+00
1.89E+00
1.85E+00
1.89E+00
1.81E+00
1.85E+00
1.85E+00
1.85E+00
1.81E+00
1.81E+00
1.85E+00
1.81E+00
1.81E+00
1.81E+00
1.81E+00
1.81E+00
1.81E+00
1.85E+00
1.77E+00
1.77E+00
1.81E+00
1.81E+00
1.81E+00
1.81E+00
1.77E+00
1.77E+00
1.81E+00
1.81E+00
1.77E+00
1.81E+00
1.77E+00
1.73E+00
1.77E+00
1.77E+00
1.77E+00
1.73E+00
1.73E+00
1.77E+00
1.73E+00
1.69E+00
1.73E+00
1.73E+00
1.77E+00
1.73E+00
1.73E+00
1.73E+00
1.69E+00
1.73E+00
1.69E+00
1.65E+00
1.69E+00
1.65E+00
1.69E+00
1.65E+00
1.65E+00
1.65E+00
1.65E+00
1.69E+00
1.69E+00
1.65E+00
1.65E+00
1.65E+00
1.65E+00
1.65E+00
1.61E+00
1.65E+00
1.61E+00
1.61E+00
1.61E+00
1.61E+00
1.61E+00
1.61E+00
1.57E+00
1.61E+00
1.61E+00
1.61E+00
1.57E+00
1.61E+00
1.57E+00
1.61E+00
1.57E+00
1.53E+00
1.53E+00
1.57E+00
1.57E+00
1.53E+00
1.53E+00
1.53E+00
1.57E+00
1.53E+00
1.57E+00
1.53E+00
1.53E+00
1.53E+00
1.53E+00
1.49E+00
1.53E+00
1.49E+00
1.49E+00
1.49E+00
1.49E+00
1.49E+00
1.49E+00
1.45E+00
1.45E+00
1.49E+00
1.45E+00
1.45E+00
1.49E+00
1.45E+00
1.45E+00
1.45E+00
1.41E+00
1.45E+00
1.41E+00
1.41E+00
1.41E+00
1.41E+00
1.41E+00
1.41E+00
1.41E+00
1.41E+00
1.41E+00
1.41E+00
1.41E+00
1.37E+00
1.41E+00
1.37E+00
1.37E+00
1.37E+00
1.37E+00
1.33E+00
1.37E+00
1.37E+00
1.33E+00
1.33E+00
1.37E+00
1.33E+00
1.33E+00
1.33E+00
1.33E+00
1.33E+00
1.33E+00
1.29E+00
1.29E+00
1.29E+00
1.33E+00
1.33E+00
1.29E+00
1.29E+00
1.25E+00
1.29E+00
1.29E+00
1.29E+00
1.25E+00
1.25E+00
1.25E+00
1.25E+00
1.25E+00
1.21E+00
1.21E+00
1.21E+00
1.25E+00
1.25E+00
1.21E+00
1.21E+00
1.21E+00
1.21E+00
1.21E+00
1.21E+00
1.21E+00
1.25E+00
1.17E+00
1.21E+00
1.17E+00
1.21E+00
1.17E+00
1.17E+00
1.17E+00
1.17E+00
1.17E+00
1.13E+00
1.13E+00
1.17E+00
1.13E+00
1.13E+00
1.13E+00
1.13E+00
1.13E+00
1.13E+00
1.13E+00
1.09E+00
1.13E+00
1.13E+00
1.09E+00
1.09E+00
1.09E+00
1.09E+00
1.09E+00
1.09E+00
1.13E+00
1.05E+00
1.09E+00
1.05E+00
1.05E+00
1.05E+00
1.05E+00
1.05E+00
1.01E+00
1.05E+00
1.01E+00
1.01E+00
1.01E+00
1.01E+00
1.01E+00
1.01E+00
9.65E-01
9.65E-01
1.01E+00
1.01E+00
1.01E+00
9.65E-01
1.01E+00
9.65E-01
9.65E-01
9.65E-01
9.25E-01
9.65E-01
9.25E-01
9.25E-01
9.25E-01
9.25E-01
9.65E-01
9.25E-01
9.25E-01
9.25E-01
8.84E-01
8.84E-01
8.84E-01
9.25E-01
8.84E-01
8.44E-01
8.84E-01
8.44E-01
8.84E-01
8.44E-01
8.84E-01
8.44E-01
8.44E-01
8.44E-01
8.44E-01
8.44E-01
8.44E-01
8.04E-01
8.44E-01
8.44E-01
8.04E-01
8.04E-01
8.44E-01
8.04E-01
8.04E-01
8.04E-01
7.64E-01
7.64E-01
7.64E-01
7.64E-01
7.64E-01
7.64E-01
7.24E-01
7.64E-01
7.24E-01
7.24E-01
7.24E-01
7.24E-01
7.24E-01
7.24E-01
7.24E-01
7.24E-01
6.83E-01
7.24E-01
7.24E-01
6.83E-01
7.24E-01
6.83E-01
6.83E-01
6.83E-01
6.43E-01
6.43E-01
6.43E-01
6.43E-01
6.43E-01
6.83E-01
6.03E-01
6.83E-01
6.43E-01
6.43E-01
6.03E-01
6.03E-01
6.43E-01
6.43E-01
6.03E-01
6.43E-01
6.03E-01
5.63E-01
5.63E-01
6.03E-01
6.03E-01
6.03E-01
5.63E-01
5.63E-01
5.63E-01
5.63E-01
5.63E-01
5.63E-01
5.63E-01
5.63E-01
5.23E-01
5.23E-01
4.82E-01
5.23E-01
5.23E-01
5.23E-01
4.82E-01
5.23E-01
4.82E-01
4.82E-01
4.82E-01
4.82E-01
4.42E-01
4.82E-01
4.42E-01
4.82E-01
4.42E-01
4.42E-01
4.42E-01
4.42E-01
4.42E-01
4.42E-01
4.82E-01
4.02E-01
4.42E-01
3.62E-01
4.02E-01
4.02E-01
4.02E-01
3.62E-01
3.62E-01
4.02E-01
3.62E-01
3.62E-01
4.02E-01
4.02E-01
3.62E-01
3.62E-01
3.62E-01
3.22E-01
3.62E-01
3.22E-01
2.81E-01
3.62E-01
3.22E-01
3.22E-01
3.22E-01
2.81E-01
2.81E-01
2.81E-01
2.81E-01
3.22E-01
2.81E-01
2.81E-01
2.81E-01
2.41E-01
2.81E-01
2.81E-01
2.41E-01
2.81E-01
2.41E-01
2.41E-01
2.41E-01
2.41E-01
2.01E-01
2.01E-01
2.41E-01
2.01E-01
2.41E-01
2.01E-01
2.01E-01
2.41E-01
2.01E-01
1.61E-01
2.41E-01
1.61E-01
2.01E-01
1.61E-01
1.61E-01
1.61E-01
1.61E-01
1.21E-01
1.61E-01
1.61E-01
1.21E-01
1.61E-01
1.21E-01
1.61E-01
1.61E-01
1.21E-01
1.21E-01
8.04E-02
8.04E-02
1.21E-01
8.04E-02
8.04E-02
8.04E-02
8.04E-02
8.04E-02
8.04E-02
4.02E-02
4.02E-02
8.04E-02
4.02E-02
4.02E-02
4.02E-02
4.02E-02
2.00E-10
4.02E-02
4.02E-02
4.02E-02
4.02E-02
0.00E+00
2.00E-10
2.00E-10
0.00E+00
0.00E+00
-2.00E-10
-2.00E-10
-4.02E-02
-4.02E-02
-4.02E-02
-4.02E-02
-2.00E-10
-4.02E-02
-4.02E-02
-8.04E-02
-8.04E-02
-4.02E-02
-4.02E-02
-8.04E-02
-8.04E-02
-8.04E-02
-8.04E-02
-8.04E-02
-1.21E-01
-8.04E-02
-1.21E-01
-1.21E-01
-1.21E-01
-8.04E-02
-1.21E-01
-1.21E-01
-1.21E-01
-1.61E-01
-1.21E-01
-1.61E-01
-1.21E-01
-2.01E-01
-1.61E-01
-1.21E-01
-2.01E-01
-1.61E-01
-2.01E-01
-1.61E-01
-1.61E-01
-2.01E-01
-2.01E-01
-2.01E-01
-2.01E-01
-2.01E-01
-2.01E-01
-2.41E-01
-2.41E-01
-2.41E-01
-2.41E-01
-2.41E-01
-2.41E-01
-2.41E-01
-2.41E-01
-2.81E-01
-2.41E-01
-2.81E-01
-2.41E-01
-2.81E-01
-2.81E-01
-3.22E-01
-2.81E-01
-2.81E-01
-2.81E-01
-2.81E-01
-2.81E-01
-3.22E-01
-3.22E-01
-2.81E-01
-3.62E-01
-3.22E-01
-3.22E-01
-3.62E-01
-3.22E-01
-3.62E-01
-3.62E-01
-4.02E-01
-3.62E-01
-3.62E-01
-3.62E-01
-3.62E-01
-3.22E-01
-3.62E-01
-4.02E-01
-4.02E-01
-4.02E-01
-4.02E-01
-4.02E-01
-4.02E-01
-4.42E-01
-4.02E-01
-4.42E-01
-4.02E-01
-4.42E-01
-4.82E-01
-4.42E-01
-4.82E-01
-4.42E-01
-4.82E-01
-4.82E-01
-4.42E-01
-4.82E-01
-5.23E-01
-4.42E-01
-4.82E-01
-4.82E-01
-4.82E-01
-4.82E-01
-5.23E-01
-5.23E-01
-5.23E-01
-5.23E-01
-5.23E-01
-5.23E-01
-5.63E-01
-5.23E-01
-5.23E-01
-5.63E-01
-5.63E-01
-5.23E-01
-6.03E-01
-5.63E-01
-6.03E-01
-6.03E-01
-6.03E-01
-5.63E-01
-5.63E-01
-6.03E-01
-5.63E-01
-6.43E-01
-6.43E-01
-5.63E-01
-6.43E-01
-5.63E-01
-6.03E-01
-6.43E-01
-6.43E-01
-6.43E-01
-6.43E-01
-6.43E-01
-6.43E-01
-6.03E-01
-6.83E-01
-6.83E-01
-6.83E-01
-6.43E-01
-6.43E-01
-6.83E-01
-6.83E-01
-7.24E-01
-6.83E-01
-7.24E-01
-7.24E-01
-7.24E-01
-7.24E-01
-6.83E-01
-7.24E-01
-7.24E-01
-7.64E-01
-7.24E-01
-7.24E-01
-7.64E-01
-8.04E-01
-7.64E-01
-7.64E-01
-8.04E-01
-7.64E-01
-7.64E-01
-8.04E-01
-8.04E-01
-8.04E-01
-7.64E-01
-8.04E-01
-8.04E-01
-8.44E-01
-8.04E-01
-8.44E-01
-8.44E-01
-8.44E-01
-8.44E-01
-8.44E-01
-8.44E-01
-8.84E-01
-8.84E-01
-8.44E-01
-8.84E-01
-8.44E-01
-8.44E-01
-8.84E-01
-8.84E-01
-8.84E-01
-9.25E-01
-8.84E-01
-8.84E-01
-9.25E-01
-9.25E-01
-9.25E-01
-9.25E-01
-9.25E-01
-9.65E-01
-9.25E-01
-9.25E-01
-9.25E-01
-9.65E-01
-9.65E-01
-9.65E-01
-9.65E-01
-9.65E-01
-9.65E-01
-9.65E-01
-9.65E-01
-1.01E+00
-1.01E+00
-1.01E+00
-1.01E+00
-1.01E+00
-1.01E+00
-1.01E+00
-1.01E+00
-1.05E+00
-1.05E+00
-1.05E+00
-1.05E+00
-1.01E+00
-1.05E+00
-1.05E+00
-1.09E+00
-1.09E+00
-1.09E+00
-1.09E+00
-1.09E+00
-1.09E+00
-1.09E+00
-1.09E+00
-1.09E+00
-1.09E+00
-1.13E+00
-1.09E+00
-1.13E+00
-1.09E+00
-1.09E+00
-1.13E+00
-1.13E+00
-1.13E+00
-1.13E+00
-1.13E+00
-1.13E+00
-1.17E+00
-1.17E+00
-1.17E+00
-1.17E+00
-1.17E+00
-1.17E+00
-1.17E+00
-1.17E+00
-1.17E+00
-1.17E+00
-1.21E+00
-1.17E+00
-1.21E+00
-1.17E+00
-1.21E+00
-1.25E+00
-1.21E+00
-1.25E+00
-1.25E+00
-1.25E+00
-1.25E+00
-1.25E+00
-1.25E+00
-1.25E+00
-1.29E+00
-1.25E+00
-1.25E+00
-1.25E+00
-1.25E+00
-1.29E+00
-1.29E+00
-1.29E+00
-1.29E+00
-1.29E+00
-1.29E+00
-1.25E+00
-1.29E+00
-1.25E+00
-1.33E+00
-1.29E+00
-1.33E+00
-1.37E+00
-1.37E+00
-1.37E+00
-1.37E+00
-1.37E+00
-1.33E+00
-1.33E+00
-1.33E+00
-1.37E+00
-1.37E+00
-1.37E+00
-1.41E+00
-1.37E+00
-1.37E+00
-1.37E+00
-1.37E+00
-1.41E+00
-1.37E+00
-1.37E+00
-1.41E+00
-1.41E+00
-1.41E+00
-1.45E+00
-1.45E+00
-1.45E+00
-1.45E+00
-1.45E+00
-1.41E+00
-1.45E+00
-1.49E+00
-1.45E+00
-1.49E+00
-1.49E+00
-1.45E+00
-1.49E+00
-1.45E+00
-1.45E+00
-1.49E+00
-1.45E+00
-1.45E+00
-1.49E+00
-1.49E+00
-1.49E+00
-1.49E+00
-1.49E+00
-1.49E+00
-1.57E+00
-1.49E+00
-1.49E+00
-1.53E+00
-1.57E+00
-1.53E+00
-1.57E+00
-1.57E+00
-1.53E+00
-1.53E+00
-1.53E+00
-1.57E+00
-1.57E+00
-1.57E+00
-1.57E+00
-1.57E+00
-1.57E+00
-1.57E+00
-1.61E+00
-1.61E+00
-1.57E+00
-1.57E+00
-1.61E+00
-1.61E+00
-1.61E+00
-1.61E+00
-1.61E+00
-1.61E+00
-1.69E+00
-1.65E+00
-1.65E+00
-1.65E+00
-1.61E+00
-1.69E+00
-1.65E+00
-1.65E+00
-1.65E+00
-1.65E+00
-1.65E+00
-1.65E+00
-1.73E+00
-1.65E+00
-1.65E+00
-1.69E+00
-1.69E+00
-1.69E+00
-1.69E+00
-1.69E+00
-1.73E+00
-1.73E+00
-1.73E+00
-1.73E+00
-1.73E+00
-1.69E+00
-1.73E+00
-1.73E+00
-1.73E+00
-1.77E+00
-1.73E+00
-1.73E+00
-1.73E+00
-1.73E+00
-1.73E+00
-1.77E+00
-1.77E+00
-1.81E+00
-1.77E+00
-1.77E+00
-1.77E+00
-1.77E+00
-1.81E+00
-1.77E+00
-1.77E+00
-1.81E+00
-1.81E+00
-1.81E+00
-1.85E+00
-1.81E+00
-1.85E+00
-1.85E+00
-1.81E+00
-1.85E+00
-1.85E+00
-1.85E+00
-1.85E+00
-1.85E+00
-1.85E+00
-1.89E+00
-1.85E+00
-1.85E+00
-1.89E+00
-1.89E+00
-1.89E+00
-1.89E+00
-1.89E+00
-1.89E+00
-1.89E+00
-1.89E+00
-1.93E+00
-1.93E+00
-1.89E+00
-1.93E+00
-1.89E+00
-1.89E+00
-1.89E+00
-1.89E+00
-1.97E+00
-1.89E+00
-1.93E+00
-1.93E+00
-1.93E+00
-1.97E+00
-1.97E+00
-1.97E+00
-1.97E+00
-1.97E+00
-1.93E+00
-1.97E+00
-1.97E+00
-1.97E+00
-1.97E+00
-2.01E+00
-2.01E+00
-1.97E+00
-1.97E+00
-2.01E+00
-1.97E+00
-2.05E+00
-2.01E+00
-2.01E+00
-2.01E+00
-2.01E+00
-1.97E+00
-1.97E+00
-2.01E+00
-2.05E+00
-2.05E+00
-2.05E+00
-2.05E+00
-2.05E+00
-2.01E+00
-2.05E+00
-2.05E+00
-2.05E+00
-2.01E+00
-2.05E+00
-2.05E+00
-2.09E+00
-2.09E+00
-2.09E+00
-2.09E+00
-2.09E+00
-2.05E+00
-2.09E+00
-2.09E+00
-2.09E+00
-2.09E+00
-2.09E+00
-2.13E+00
-2.13E+00
-2.13E+00
-2.13E+00
-2.13E+00
-2.17E+00
-2.09E+00
-2.13E+00
-2.13E+00
-2.09E+00
-2.13E+00
-2.13E+00
-2.13E+00
-2.09E+00
-2.17E+00
-2.13E+00
-2.17E+00
-2.17E+00
-2.13E+00
-2.17E+00
-2.13E+00
-2.21E+00
-2.17E+00
-2.21E+00
-2.21E+00
-2.21E+00
-2.21E+00
-2.21E+00
-2.21E+00
-2.21E+00
-2.21E+00
-2.21E+00
-2.21E+00
-2.17E+00
-2.21E+00
-2.21E+00
-2.21E+00
-2.21E+00
-2.21E+00
-2.25E+00
-2.25E+00
-2.21E+00
-2.25E+00
-2.25E+00
-2.25E+00
-2.25E+00
-2.29E+00
-2.25E+00
-2.25E+00
-2.25E+00
-2.25E+00
-2.29E+00
-2.29E+00
-2.29E+00
-2.29E+00
-2.25E+00
-2.25E+00
-2.29E+00
-2.29E+00
-2.25E+00
-2.29E+00
-2.29E+00
-2.29E+00
-2.29E+00
-2.29E+00
-2.33E+00
-2.29E+00
-2.33E+00
-2.29E+00
-2.33E+00
-2.37E+00
-2.33E+00
-2.33E+00
-2.33E+00
-2.33E+00
-2.37E+00
-2.37E+00
-2.33E+00
-2.33E+00
-2.37E+00
-2.33E+00
-2.37E+00
-2.37E+00
-2.37E+00
-2.37E+00
-2.41E+00
-2.37E+00
-2.41E+00
-2.37E+00
-2.41E+00
-2.41E+00
-2.37E+00
-2.41E+00
-2.41E+00
-2.41E+00
-2.41E+00
-2.41E+00
-2.45E+00
-2.41E+00
-2.41E+00
-2.41E+00
-2.41E+00
-2.41E+00
-2.45E+00
-2.45E+00
-2.37E+00
-2.45E+00
-2.41E+00
-2.45E+00
-2.45E+00
-2.45E+00
-2.41E+00
-2.45E+00
-2.45E+00
-2.45E+00
-2.45E+00
-2.45E+00
-2.49E+00
-2.49E+00
-2.45E+00
-2.45E+00];
y=[2.41E+00
2.41E+00
2.45E+00
2.45E+00
2.41E+00
2.41E+00
2.41E+00
2.41E+00
2.41E+00
2.41E+00
2.45E+00
2.41E+00
2.37E+00
2.41E+00
2.45E+00
2.45E+00
2.45E+00
2.45E+00
2.45E+00
2.45E+00
2.49E+00
2.45E+00
2.49E+00
2.45E+00
2.45E+00
2.49E+00
2.49E+00
2.49E+00
2.49E+00
2.49E+00
2.45E+00
2.49E+00
2.45E+00
2.49E+00
2.49E+00
2.53E+00
2.49E+00
2.49E+00
2.49E+00
2.49E+00
2.53E+00
2.53E+00
2.49E+00
2.53E+00
2.53E+00
2.49E+00
2.49E+00
2.53E+00
2.53E+00
2.53E+00
2.53E+00
2.53E+00
2.53E+00
2.57E+00
2.53E+00
2.53E+00
2.53E+00
2.53E+00
2.57E+00
2.57E+00
2.53E+00
2.53E+00
2.57E+00
2.57E+00
2.57E+00
2.57E+00
2.57E+00
2.57E+00
2.57E+00
2.57E+00
2.57E+00
2.61E+00
2.57E+00
2.53E+00
2.57E+00
2.57E+00
2.57E+00
2.61E+00
2.57E+00
2.61E+00
2.61E+00
2.61E+00
2.57E+00
2.61E+00
2.61E+00
2.61E+00
2.61E+00
2.61E+00
2.65E+00
2.61E+00
2.61E+00
2.61E+00
2.65E+00
2.61E+00
2.65E+00
2.65E+00
2.61E+00
2.65E+00
2.61E+00
2.61E+00
2.65E+00
2.65E+00
2.65E+00
2.65E+00
2.65E+00
2.61E+00
2.65E+00
2.65E+00
2.65E+00
2.65E+00
2.65E+00
2.69E+00
2.65E+00
2.65E+00
2.65E+00
2.69E+00
2.69E+00
2.69E+00
2.65E+00
2.65E+00
2.65E+00
2.69E+00
2.69E+00
2.69E+00
2.69E+00
2.69E+00
2.69E+00
2.69E+00
2.69E+00
2.69E+00
2.69E+00
2.69E+00
2.73E+00
2.69E+00
2.69E+00
2.69E+00
2.69E+00
2.73E+00
2.73E+00
2.69E+00
2.69E+00
2.69E+00
2.73E+00
2.73E+00
2.69E+00
2.73E+00
2.73E+00
2.73E+00
2.73E+00
2.73E+00
2.73E+00
2.73E+00
2.73E+00
2.73E+00
2.73E+00
2.73E+00
2.73E+00
2.73E+00
2.77E+00
2.73E+00
2.77E+00
2.73E+00
2.77E+00
2.73E+00
2.73E+00
2.73E+00
2.77E+00
2.73E+00
2.77E+00
2.73E+00
2.73E+00
2.77E+00
2.77E+00
2.77E+00
2.77E+00
2.77E+00
2.77E+00
2.77E+00
2.77E+00
2.77E+00
2.81E+00
2.77E+00
2.77E+00
2.81E+00
2.77E+00
2.77E+00
2.77E+00
2.81E+00
2.81E+00
2.81E+00
2.77E+00
2.77E+00
2.85E+00
2.77E+00
2.81E+00
2.85E+00
2.81E+00
2.81E+00
2.81E+00
2.81E+00
2.81E+00
2.81E+00
2.81E+00
2.81E+00
2.77E+00
2.77E+00
2.81E+00
2.81E+00
2.81E+00
2.85E+00
2.85E+00
2.77E+00
2.85E+00
2.85E+00
2.85E+00
2.85E+00
2.81E+00
2.81E+00
2.85E+00
2.81E+00
2.85E+00
2.85E+00
2.85E+00
2.85E+00
2.85E+00
2.89E+00
2.85E+00
2.85E+00
2.85E+00
2.85E+00
2.85E+00
2.85E+00
2.85E+00
2.85E+00
2.85E+00
2.85E+00
2.85E+00
2.85E+00
2.85E+00
2.85E+00
2.85E+00
2.89E+00
2.85E+00
2.85E+00
2.85E+00
2.85E+00
2.85E+00
2.85E+00
2.85E+00
2.85E+00
2.85E+00
2.89E+00
2.85E+00
2.85E+00
2.85E+00
2.85E+00
2.89E+00
2.85E+00
2.93E+00
2.89E+00
2.89E+00
2.85E+00
2.89E+00
2.89E+00
2.89E+00
2.85E+00
2.85E+00
2.81E+00
2.85E+00
2.89E+00
2.89E+00
2.89E+00
2.85E+00
2.89E+00
2.89E+00
2.89E+00
2.89E+00
2.89E+00
2.89E+00
2.89E+00
2.89E+00
2.89E+00
2.89E+00
2.89E+00
2.85E+00
2.89E+00
2.89E+00
2.89E+00
2.89E+00
2.89E+00
2.89E+00
2.93E+00
2.89E+00
2.89E+00
2.89E+00
2.89E+00
2.93E+00
2.89E+00
2.93E+00
2.93E+00
2.93E+00
2.93E+00
2.93E+00
2.93E+00
2.93E+00
2.89E+00
2.89E+00
2.89E+00
2.89E+00
2.93E+00
2.93E+00
2.89E+00
2.89E+00
2.89E+00
2.93E+00
2.93E+00
2.89E+00
2.93E+00
2.93E+00
2.89E+00
2.89E+00
2.93E+00
2.89E+00
2.93E+00
2.93E+00
2.93E+00
2.89E+00
2.89E+00
2.93E+00
2.93E+00
2.93E+00
2.93E+00
2.93E+00
2.93E+00
2.93E+00
2.93E+00
2.93E+00
2.89E+00
2.93E+00
2.93E+00
2.89E+00
2.93E+00
2.97E+00
2.89E+00
2.93E+00
2.93E+00
2.93E+00
2.97E+00
2.93E+00
2.93E+00
2.93E+00
2.93E+00
2.93E+00
2.97E+00
2.97E+00
2.93E+00
2.93E+00
2.89E+00
2.97E+00
2.93E+00
2.97E+00
2.89E+00
2.93E+00
2.93E+00
2.93E+00
2.97E+00
2.93E+00
2.93E+00
2.93E+00
2.97E+00
2.93E+00
2.93E+00
2.93E+00
2.93E+00
2.93E+00
2.89E+00
2.97E+00
2.93E+00
2.93E+00
2.93E+00
2.97E+00
2.97E+00
2.97E+00
2.97E+00
2.89E+00
2.93E+00
2.93E+00
2.97E+00
2.93E+00
2.97E+00
2.93E+00
2.93E+00
2.93E+00
2.97E+00
2.93E+00
2.93E+00
2.97E+00
2.93E+00
2.93E+00
2.97E+00
2.93E+00
2.93E+00
2.93E+00
2.93E+00
2.93E+00
2.93E+00
2.97E+00
2.93E+00
2.93E+00
2.97E+00
2.97E+00
2.93E+00
2.93E+00
2.93E+00
2.93E+00
2.97E+00
2.93E+00
2.93E+00
2.93E+00
2.93E+00
2.93E+00
2.93E+00
2.93E+00
2.97E+00
2.97E+00
2.93E+00
2.93E+00
2.93E+00
2.93E+00
2.97E+00
2.93E+00
2.97E+00
2.93E+00
2.93E+00
2.93E+00
2.93E+00
2.93E+00
2.97E+00
2.89E+00
2.89E+00
2.93E+00
2.93E+00
2.93E+00
2.93E+00
2.89E+00
2.97E+00
2.93E+00
2.93E+00
2.97E+00
2.97E+00
2.93E+00
2.93E+00
2.93E+00
2.89E+00
2.89E+00
2.93E+00
2.93E+00
2.89E+00
2.93E+00
2.93E+00
2.93E+00
2.93E+00
2.93E+00
2.93E+00
2.93E+00
2.97E+00
2.89E+00
2.93E+00
2.93E+00
2.89E+00
2.93E+00
2.93E+00
2.93E+00
2.93E+00
2.89E+00
2.93E+00
2.89E+00
2.93E+00
2.89E+00
2.89E+00
2.89E+00
2.93E+00
2.93E+00
2.89E+00
2.89E+00
2.89E+00
2.85E+00
2.93E+00
2.93E+00
2.89E+00
2.89E+00
2.89E+00
2.93E+00
2.93E+00
2.89E+00
2.93E+00
2.89E+00
2.85E+00
2.89E+00
2.89E+00
2.89E+00
2.89E+00
2.89E+00
2.93E+00
2.85E+00
2.89E+00
2.89E+00
2.85E+00
2.89E+00
2.85E+00
2.89E+00
2.89E+00
2.89E+00
2.85E+00
2.89E+00
2.89E+00
2.93E+00
2.89E+00
2.85E+00
2.89E+00
2.89E+00
2.89E+00
2.93E+00
2.89E+00
2.89E+00
2.89E+00
2.89E+00
2.89E+00
2.89E+00
2.89E+00
2.89E+00
2.85E+00
2.89E+00
2.85E+00
2.89E+00
2.85E+00
2.93E+00
2.89E+00
2.85E+00
2.85E+00
2.85E+00
2.85E+00
2.85E+00
2.85E+00
2.89E+00
2.85E+00
2.85E+00
2.85E+00
2.85E+00
2.81E+00
2.85E+00
2.85E+00
2.89E+00
2.85E+00
2.81E+00
2.85E+00
2.81E+00
2.81E+00
2.81E+00
2.89E+00
2.85E+00
2.85E+00
2.85E+00
2.81E+00
2.85E+00
2.85E+00
2.81E+00
2.81E+00
2.81E+00
2.85E+00
2.81E+00
2.81E+00
2.77E+00
2.81E+00
2.77E+00
2.81E+00
2.81E+00
2.77E+00
2.81E+00
2.81E+00
2.81E+00
2.81E+00
2.81E+00
2.81E+00
2.81E+00
2.77E+00
2.77E+00
2.77E+00
2.81E+00
2.77E+00
2.81E+00
2.81E+00
2.77E+00
2.81E+00
2.81E+00
2.77E+00
2.77E+00
2.77E+00
2.77E+00
2.77E+00
2.77E+00
2.81E+00
2.73E+00
2.81E+00
2.77E+00
2.73E+00
2.77E+00
2.77E+00
2.77E+00
2.77E+00
2.77E+00
2.77E+00
2.73E+00
2.73E+00
2.77E+00
2.73E+00
2.77E+00
2.73E+00
2.77E+00
2.73E+00
2.73E+00
2.77E+00
2.73E+00
2.73E+00
2.73E+00
2.73E+00
2.73E+00
2.73E+00
2.77E+00
2.73E+00
2.73E+00
2.73E+00
2.69E+00
2.73E+00
2.69E+00
2.73E+00
2.73E+00
2.73E+00
2.73E+00
2.73E+00
2.73E+00
2.73E+00
2.73E+00
2.73E+00
2.69E+00
2.69E+00
2.73E+00
2.73E+00
2.65E+00
2.69E+00
2.73E+00
2.69E+00
2.69E+00
2.69E+00
2.69E+00
2.69E+00
2.69E+00
2.65E+00
2.69E+00
2.65E+00
2.65E+00
2.65E+00
2.69E+00
2.65E+00
2.69E+00
2.65E+00
2.65E+00
2.65E+00
2.65E+00
2.65E+00
2.65E+00
2.65E+00
2.65E+00
2.65E+00
2.61E+00
2.65E+00
2.65E+00
2.65E+00
2.61E+00
2.61E+00
2.65E+00
2.65E+00
2.65E+00
2.61E+00
2.65E+00
2.61E+00
2.61E+00
2.65E+00
2.61E+00
2.61E+00
2.65E+00
2.61E+00
2.65E+00
2.61E+00
2.61E+00
2.61E+00
2.57E+00
2.61E+00
2.61E+00
2.61E+00
2.57E+00
2.57E+00
2.57E+00
2.57E+00
2.57E+00
2.61E+00
2.61E+00
2.57E+00
2.57E+00
2.57E+00
2.57E+00
2.57E+00
2.57E+00
2.57E+00
2.57E+00
2.57E+00
2.53E+00
2.57E+00
2.53E+00
2.57E+00
2.57E+00
2.57E+00
2.57E+00
2.53E+00
2.57E+00
2.49E+00
2.53E+00
2.57E+00
2.53E+00
2.53E+00
2.53E+00
2.53E+00
2.49E+00
2.53E+00
2.53E+00
2.53E+00
2.53E+00
2.49E+00
2.53E+00
2.53E+00
2.49E+00
2.49E+00
2.49E+00
2.49E+00
2.45E+00
2.49E+00
2.49E+00
2.49E+00
2.45E+00
2.45E+00
2.45E+00
2.45E+00
2.49E+00
2.49E+00
2.49E+00
2.49E+00
2.49E+00
2.45E+00
2.49E+00
2.45E+00
2.45E+00
2.45E+00
2.45E+00
2.45E+00
2.45E+00
2.41E+00
2.45E+00
2.45E+00
2.45E+00
2.41E+00
2.45E+00
2.41E+00
2.41E+00
2.45E+00
2.41E+00
2.41E+00
2.41E+00
2.41E+00
2.41E+00
2.45E+00
2.41E+00
2.41E+00
2.41E+00
2.41E+00
2.41E+00
2.37E+00
2.37E+00
2.37E+00
2.37E+00
2.41E+00
2.37E+00
2.37E+00
2.37E+00
2.37E+00
2.37E+00
2.37E+00
2.37E+00
2.33E+00
2.29E+00
2.37E+00
2.37E+00
2.29E+00
2.33E+00
2.33E+00
2.37E+00
2.33E+00
2.33E+00
2.33E+00
2.33E+00
2.33E+00
2.33E+00
2.29E+00
2.33E+00
2.29E+00
2.33E+00
2.33E+00
2.29E+00
2.29E+00
2.29E+00
2.33E+00
2.29E+00
2.29E+00
2.29E+00
2.29E+00
2.25E+00
2.25E+00
2.25E+00
2.29E+00
2.25E+00
2.29E+00
2.29E+00
2.25E+00
2.25E+00
2.25E+00
2.25E+00
2.25E+00
2.25E+00
2.29E+00
2.25E+00
2.25E+00
2.25E+00
2.21E+00
2.21E+00
2.21E+00
2.21E+00
2.21E+00
2.21E+00
2.21E+00
2.25E+00
2.21E+00
2.21E+00
2.17E+00
2.21E+00
2.17E+00
2.21E+00
2.17E+00
2.17E+00
2.17E+00
2.17E+00
2.21E+00
2.17E+00
2.17E+00
2.17E+00
2.17E+00
2.17E+00
2.13E+00
2.17E+00
2.13E+00
2.13E+00
2.13E+00
2.09E+00
2.13E+00
2.17E+00
2.13E+00
2.13E+00
2.13E+00
2.09E+00
2.09E+00
2.09E+00
2.13E+00
2.13E+00
2.13E+00
2.13E+00
2.09E+00
2.13E+00
2.09E+00
2.05E+00
2.05E+00
2.09E+00
2.09E+00
2.05E+00
2.09E+00
2.05E+00
2.05E+00
2.09E+00
2.01E+00
2.09E+00
2.05E+00
2.05E+00
2.09E+00
2.05E+00
2.05E+00
2.01E+00
2.05E+00
2.01E+00
2.05E+00
2.01E+00
2.01E+00
2.01E+00
1.97E+00
2.01E+00
1.97E+00
2.01E+00
2.01E+00
2.01E+00
1.97E+00
1.97E+00
2.01E+00
2.01E+00
1.97E+00
1.97E+00
1.97E+00
1.93E+00
1.97E+00
1.97E+00
1.97E+00
1.97E+00
1.93E+00
1.97E+00
1.93E+00
1.93E+00
1.97E+00
1.93E+00
1.93E+00
1.97E+00
1.89E+00
1.89E+00
1.93E+00
1.93E+00
1.93E+00
1.89E+00
1.89E+00
1.93E+00
1.85E+00
1.85E+00
1.89E+00
1.89E+00
1.89E+00
1.85E+00
1.85E+00
1.85E+00
1.89E+00
1.89E+00
1.85E+00
1.89E+00
1.85E+00
1.85E+00
1.81E+00
1.81E+00
1.81E+00
1.85E+00
1.81E+00
1.85E+00
1.81E+00
1.85E+00
1.81E+00
1.81E+00
1.81E+00
1.81E+00
1.81E+00
1.81E+00
1.77E+00
1.81E+00
1.81E+00
1.77E+00
1.77E+00
1.73E+00
1.73E+00
1.77E+00
1.77E+00
1.77E+00
1.77E+00
1.73E+00
1.73E+00
1.73E+00
1.73E+00
1.73E+00
1.73E+00
1.69E+00
1.73E+00
1.73E+00
1.73E+00
1.73E+00
1.69E+00
1.69E+00
1.69E+00
1.73E+00
1.69E+00
1.65E+00
1.65E+00
1.69E+00
1.69E+00
1.65E+00
1.69E+00
1.69E+00
1.65E+00
1.65E+00
1.69E+00
1.65E+00
1.65E+00
1.65E+00
1.61E+00
1.65E+00
1.61E+00
1.65E+00
1.65E+00
1.65E+00
1.61E+00
1.61E+00
1.61E+00
1.61E+00
1.61E+00
1.61E+00
1.57E+00
1.57E+00
1.57E+00
1.57E+00
1.57E+00
1.57E+00
1.61E+00
1.57E+00
1.57E+00
1.57E+00
1.57E+00
1.57E+00
1.53E+00
1.53E+00
1.57E+00
1.53E+00
1.53E+00
1.53E+00
1.53E+00
1.53E+00
1.53E+00
1.49E+00
1.49E+00
1.49E+00
1.53E+00
1.49E+00
1.49E+00
1.49E+00
1.49E+00
1.53E+00
1.45E+00
1.49E+00
1.45E+00
1.45E+00
1.49E+00
1.45E+00
1.41E+00
1.45E+00
1.41E+00
1.41E+00
1.45E+00
1.41E+00
1.45E+00
1.41E+00
1.45E+00
1.41E+00
1.41E+00
1.45E+00
1.45E+00
1.41E+00
1.41E+00
1.41E+00
1.41E+00
1.41E+00
1.41E+00
1.37E+00
1.37E+00
1.37E+00
1.37E+00
1.37E+00
1.33E+00
1.33E+00
1.37E+00
1.37E+00
1.33E+00
1.37E+00
1.37E+00
1.33E+00
1.33E+00
1.29E+00
1.29E+00
1.33E+00
1.29E+00
1.29E+00
1.29E+00
1.29E+00
1.29E+00
1.29E+00
1.29E+00
1.25E+00
1.25E+00
1.25E+00
1.29E+00
1.25E+00
1.29E+00
1.25E+00
1.25E+00
1.29E+00
1.25E+00
1.25E+00
1.25E+00
1.25E+00
1.21E+00
1.21E+00
1.21E+00
1.21E+00
1.17E+00
1.17E+00
1.17E+00
1.21E+00
1.21E+00
1.21E+00
1.21E+00
1.17E+00
1.17E+00
1.17E+00
1.17E+00
1.13E+00
1.17E+00
1.13E+00
1.17E+00
1.17E+00
1.17E+00
1.09E+00
1.17E+00
1.13E+00
1.09E+00
1.09E+00
1.09E+00
1.09E+00
1.09E+00
1.05E+00
1.09E+00
1.09E+00
1.09E+00
1.09E+00
1.09E+00
1.09E+00
1.05E+00
1.09E+00
1.05E+00
1.05E+00
1.05E+00
1.05E+00
1.05E+00
1.05E+00
1.05E+00
1.01E+00
1.05E+00
1.05E+00
1.01E+00
1.01E+00
1.01E+00
1.05E+00
1.01E+00
1.01E+00
9.65E-01
1.01E+00
9.65E-01
1.01E+00
1.01E+00
9.65E-01
9.65E-01
9.65E-01
9.65E-01
9.25E-01
9.65E-01
9.65E-01
9.25E-01
9.25E-01
9.25E-01
9.25E-01
9.25E-01
8.84E-01
8.84E-01
9.25E-01
8.84E-01
8.84E-01
9.25E-01
8.44E-01
8.84E-01
8.84E-01
8.84E-01
8.44E-01
8.84E-01
8.84E-01
8.44E-01
8.04E-01
8.44E-01
8.44E-01
8.84E-01
8.04E-01
8.84E-01
8.44E-01
8.04E-01
8.44E-01
8.04E-01
8.44E-01
8.04E-01
8.04E-01
8.44E-01
7.64E-01
7.64E-01
7.64E-01
8.04E-01
7.64E-01
7.64E-01
7.24E-01
7.24E-01
7.24E-01
7.24E-01
7.24E-01
7.24E-01
7.64E-01
7.24E-01
7.24E-01
7.24E-01
6.83E-01
6.83E-01
6.83E-01
6.83E-01
6.83E-01
6.43E-01
6.43E-01
6.83E-01
6.83E-01
6.83E-01
6.83E-01
6.83E-01
6.43E-01
6.83E-01
6.43E-01
6.43E-01
6.83E-01
6.03E-01
6.03E-01
6.43E-01
6.43E-01
6.03E-01
6.43E-01
6.03E-01
6.03E-01
6.03E-01
6.03E-01
6.03E-01
6.03E-01
5.63E-01
6.03E-01
6.03E-01
5.63E-01
5.63E-01
5.63E-01
5.63E-01
5.23E-01
5.23E-01
5.63E-01
5.23E-01
5.23E-01
5.23E-01
5.23E-01
5.23E-01
5.23E-01
5.23E-01
5.23E-01
5.23E-01
5.23E-01
4.82E-01
4.82E-01
5.23E-01
4.82E-01
4.82E-01
4.42E-01
4.82E-01
4.42E-01
4.82E-01
4.82E-01
4.42E-01
4.42E-01
4.42E-01
4.42E-01
4.42E-01
4.42E-01
4.42E-01
4.02E-01
4.02E-01
4.02E-01
4.02E-01
3.62E-01
3.62E-01
4.02E-01
4.02E-01
4.02E-01
3.22E-01
3.62E-01
3.62E-01
3.22E-01
3.62E-01
3.62E-01
3.62E-01
3.22E-01
2.81E-01
3.22E-01
3.22E-01
3.22E-01
2.81E-01
3.22E-01
3.22E-01
2.81E-01
3.22E-01
2.81E-01
2.81E-01
2.81E-01
2.81E-01
2.81E-01
2.81E-01
2.81E-01
2.41E-01
2.41E-01
2.41E-01
2.01E-01
2.41E-01
2.01E-01
2.41E-01
2.01E-01
2.01E-01
2.01E-01
1.61E-01
2.01E-01
2.01E-01
1.61E-01
1.61E-01
2.01E-01
1.61E-01
2.01E-01
1.61E-01
1.61E-01
1.61E-01
1.61E-01
1.61E-01
1.61E-01
1.61E-01
1.21E-01
1.21E-01
1.61E-01
1.21E-01
1.21E-01
1.21E-01
8.04E-02
1.21E-01
8.04E-02
8.04E-02
1.21E-01
8.04E-02
8.04E-02
8.04E-02
4.02E-02
8.04E-02
1.21E-01
4.02E-02
8.04E-02
4.02E-02
4.02E-02
4.02E-02
4.02E-02
4.02E-02
0.00E+00
4.02E-02
0.00E+00
0.00E+00
2.00E-10
0.00E+00
0.00E+00
0.00E+00
0.00E+00
0.00E+00
0.00E+00
-8.04E-02
-4.02E-02
-8.04E-02
-2.00E-10
-4.02E-02
-4.02E-02
-4.02E-02
-4.02E-02
-4.02E-02
-8.04E-02
-8.04E-02
-8.04E-02
-8.04E-02
-8.04E-02
-8.04E-02
-8.04E-02
-8.04E-02
-8.04E-02
-8.04E-02
-8.04E-02
-1.21E-01
-1.21E-01
-1.21E-01
-1.21E-01
-1.21E-01
-1.21E-01
-1.61E-01
-1.61E-01
-1.61E-01
-1.21E-01
-1.61E-01
-2.01E-01
-1.61E-01
-2.01E-01
-1.61E-01
-1.61E-01
-1.61E-01
-1.61E-01
-1.61E-01
-2.01E-01
-2.01E-01
-2.41E-01
-2.41E-01
-2.41E-01
-2.41E-01
-2.01E-01
-2.01E-01
-2.41E-01
-2.41E-01
-2.41E-01
-2.41E-01
-2.41E-01
-2.41E-01
-2.41E-01
-2.81E-01
-2.81E-01
-3.22E-01
-2.81E-01
-2.81E-01
-2.81E-01
-3.22E-01
-2.81E-01
-3.22E-01
-3.22E-01
-2.81E-01
-3.22E-01
-3.22E-01
-3.22E-01
-3.22E-01
-3.22E-01
-3.22E-01
-3.62E-01
-3.62E-01
-3.62E-01
-3.62E-01
-3.22E-01
-3.62E-01
-3.62E-01
-4.02E-01
-4.02E-01
-4.02E-01
-3.62E-01
-4.42E-01
-4.02E-01
-3.62E-01
-4.02E-01
-4.42E-01
-4.02E-01
-4.42E-01
-4.82E-01
-4.02E-01
-4.42E-01
-4.02E-01
-4.42E-01
-4.42E-01
-4.82E-01
-4.82E-01
-4.82E-01
-4.82E-01
-4.82E-01
-4.82E-01
-4.82E-01
-4.82E-01
-5.23E-01
-5.23E-01
-5.23E-01
-4.82E-01
-4.82E-01
-4.82E-01
-5.23E-01
-5.23E-01
-5.23E-01
-5.63E-01
-5.63E-01
-5.23E-01
-5.23E-01
-5.23E-01
-5.63E-01
-5.63E-01
-6.03E-01
-5.63E-01
-6.03E-01
-5.63E-01
-5.63E-01
-6.03E-01
-6.03E-01
-5.63E-01
-5.63E-01
-6.03E-01
-6.43E-01
-6.03E-01
-6.43E-01
-6.03E-01
-6.43E-01
-6.43E-01
-6.03E-01
-6.03E-01
-6.83E-01
-6.43E-01
-6.83E-01
-6.43E-01
-6.83E-01
-6.43E-01
-6.83E-01
-6.83E-01
-6.83E-01
-6.83E-01
-6.83E-01
-7.24E-01
-7.24E-01
-7.24E-01
-7.24E-01
-7.24E-01
-7.64E-01
-7.24E-01
-7.24E-01
-6.83E-01
-7.24E-01
-7.64E-01
-7.24E-01
-7.64E-01
-7.64E-01
-7.64E-01
-7.64E-01
-7.64E-01
-8.04E-01
-7.64E-01
-8.04E-01
-8.04E-01
-7.64E-01
-8.04E-01
-7.64E-01
-8.04E-01
-8.44E-01
-8.04E-01
-8.44E-01
-8.44E-01
-8.04E-01
-8.44E-01
-8.44E-01
-8.04E-01
-8.44E-01
-8.44E-01
-8.84E-01
-8.84E-01
-8.44E-01
-8.84E-01
-8.84E-01
-8.84E-01
-8.84E-01
-9.25E-01
-8.84E-01
-9.25E-01
-9.25E-01
-9.65E-01
-9.25E-01
-9.25E-01
-9.25E-01
-9.25E-01
-9.65E-01
-9.65E-01
-9.65E-01
-9.65E-01
-9.25E-01
-9.25E-01
-9.65E-01
-9.65E-01
-9.65E-01
-9.25E-01
-9.25E-01
-1.01E+00
-1.01E+00
-1.01E+00
-1.01E+00
-1.01E+00
-1.01E+00
-1.01E+00
-1.05E+00
-1.01E+00
-1.05E+00
-1.05E+00
-1.05E+00
-1.05E+00
-1.01E+00
-1.01E+00
-1.05E+00
-1.05E+00
-1.05E+00
-1.09E+00
-1.09E+00
-1.05E+00
-1.09E+00
-1.09E+00
-1.09E+00
-1.09E+00
-1.09E+00
-1.13E+00
-1.13E+00
-1.09E+00
-1.13E+00
-1.13E+00
-1.17E+00
-1.13E+00
-1.17E+00
-1.13E+00
-1.17E+00
-1.17E+00
-1.17E+00
-1.21E+00
-1.17E+00
-1.17E+00
-1.13E+00
-1.17E+00
-1.17E+00
-1.21E+00
-1.17E+00
-1.21E+00
-1.17E+00
-1.17E+00
-1.17E+00
-1.21E+00
-1.21E+00
-1.21E+00
-1.25E+00
-1.21E+00
-1.25E+00
-1.25E+00
-1.21E+00
-1.25E+00
-1.25E+00
-1.25E+00
-1.29E+00
-1.29E+00
-1.29E+00
-1.25E+00
-1.29E+00
-1.25E+00
-1.29E+00
-1.29E+00
-1.25E+00
-1.29E+00
-1.25E+00
-1.29E+00
-1.29E+00
-1.29E+00
-1.29E+00
-1.33E+00
-1.33E+00
-1.33E+00
-1.29E+00
-1.33E+00
-1.33E+00
-1.33E+00
-1.33E+00
-1.33E+00
-1.37E+00
-1.33E+00
-1.37E+00
-1.37E+00
-1.37E+00
-1.41E+00
-1.41E+00
-1.37E+00
-1.41E+00
-1.37E+00
-1.41E+00
-1.41E+00
-1.37E+00
-1.45E+00
-1.41E+00
-1.41E+00
-1.41E+00
-1.45E+00
-1.41E+00
-1.41E+00
-1.41E+00
-1.41E+00
-1.45E+00
-1.45E+00
-1.45E+00
-1.45E+00
-1.45E+00
-1.49E+00
-1.49E+00
-1.49E+00
-1.49E+00
-1.45E+00
-1.45E+00
-1.45E+00
-1.53E+00
-1.49E+00
-1.49E+00
-1.49E+00
-1.53E+00
-1.53E+00
-1.53E+00
-1.53E+00
-1.53E+00
-1.53E+00
-1.57E+00
-1.61E+00
-1.57E+00
-1.53E+00
-1.53E+00
-1.57E+00
-1.57E+00
-1.57E+00
-1.57E+00
-1.57E+00
-1.57E+00
-1.61E+00
-1.61E+00
-1.57E+00
-1.61E+00
-1.61E+00
-1.57E+00
-1.61E+00
-1.57E+00
-1.61E+00
-1.61E+00
-1.61E+00
-1.65E+00
-1.65E+00
-1.61E+00
-1.65E+00
-1.65E+00
-1.69E+00
-1.69E+00
-1.65E+00
-1.65E+00
-1.69E+00
-1.69E+00
-1.69E+00
-1.69E+00
-1.65E+00
-1.69E+00
-1.65E+00
-1.69E+00
-1.69E+00
-1.73E+00
-1.69E+00
-1.73E+00
-1.69E+00
-1.69E+00
-1.69E+00
-1.73E+00
-1.73E+00
-1.73E+00
-1.73E+00
-1.73E+00
-1.77E+00
-1.73E+00
-1.73E+00
-1.73E+00
-1.73E+00
-1.77E+00
-1.77E+00
-1.77E+00
-1.81E+00
-1.81E+00
-1.77E+00
-1.81E+00
-1.81E+00
-1.77E+00
-1.81E+00
-1.77E+00
-1.81E+00
-1.81E+00
-1.85E+00
-1.81E+00
-1.81E+00
-1.81E+00
-1.81E+00
-1.81E+00
-1.85E+00
-1.81E+00
-1.85E+00
-1.85E+00
-1.85E+00
-1.85E+00
-1.81E+00
-1.85E+00
-1.85E+00
-1.85E+00
-1.85E+00
-1.85E+00
-1.89E+00
-1.85E+00
-1.89E+00
-1.85E+00
-1.89E+00
-1.89E+00
-1.89E+00
-1.93E+00
-1.89E+00
-1.89E+00
-1.93E+00
-1.93E+00
-1.89E+00
-1.89E+00
-1.93E+00
-1.93E+00
-1.89E+00
-1.93E+00
-1.93E+00
-1.93E+00
-1.97E+00
-1.93E+00
-1.93E+00
-1.93E+00
-1.97E+00
-1.93E+00
-1.93E+00
-1.97E+00
-1.93E+00
-1.97E+00
-2.01E+00
-2.01E+00
-1.97E+00
-1.97E+00
-2.01E+00
-2.01E+00
-2.01E+00
-2.05E+00
-2.01E+00
-2.01E+00
-1.97E+00
-1.97E+00
-2.01E+00
-2.01E+00
-2.05E+00
-2.05E+00
-2.05E+00
-2.05E+00
-2.05E+00
-2.05E+00
-2.05E+00
-2.05E+00
-2.05E+00
-2.01E+00
-2.05E+00
-2.05E+00
-2.09E+00
-2.09E+00
-2.05E+00
-2.05E+00
-2.09E+00
-2.09E+00
-2.13E+00
-2.09E+00
-2.09E+00
-2.09E+00
-2.13E+00
-2.05E+00
-2.09E+00
-2.13E+00
-2.17E+00
-2.13E+00
-2.13E+00
-2.13E+00
-2.13E+00
-2.13E+00
-2.13E+00
-2.13E+00
-2.13E+00
-2.13E+00
-2.09E+00
-2.13E+00
-2.17E+00
-2.13E+00
-2.17E+00
-2.17E+00
-2.17E+00
-2.17E+00
-2.17E+00
-2.17E+00
-2.21E+00
-2.17E+00
-2.17E+00
-2.17E+00
-2.17E+00
-2.21E+00
-2.17E+00
-2.21E+00
-2.21E+00
-2.25E+00
-2.21E+00
-2.21E+00
-2.21E+00
-2.21E+00
-2.25E+00
-2.21E+00
-2.21E+00
-2.21E+00
-2.25E+00
-2.25E+00
-2.25E+00
-2.25E+00
-2.25E+00
-2.29E+00
-2.25E+00
-2.29E+00
-2.25E+00
-2.29E+00
-2.25E+00
-2.29E+00
-2.29E+00
-2.29E+00
-2.25E+00
-2.29E+00
-2.25E+00
-2.29E+00
-2.29E+00
-2.29E+00
-2.29E+00
-2.29E+00
-2.33E+00
-2.29E+00
-2.33E+00
-2.29E+00
-2.33E+00
-2.33E+00
-2.33E+00
-2.33E+00
-2.33E+00
-2.33E+00
-2.33E+00
-2.33E+00
-2.33E+00
-2.37E+00
-2.33E+00
-2.37E+00
-2.33E+00
-2.37E+00
-2.37E+00
-2.33E+00
-2.33E+00
-2.37E+00
-2.33E+00
-2.37E+00
-2.37E+00
-2.41E+00
-2.41E+00
-2.37E+00
-2.37E+00
-2.37E+00
-2.37E+00
-2.41E+00
-2.37E+00
-2.41E+00
-2.41E+00
-2.37E+00
-2.41E+00
-2.37E+00
-2.37E+00
-2.41E+00
-2.45E+00
-2.45E+00
-2.45E+00
-2.41E+00
-2.41E+00
-2.45E+00
-2.41E+00
-2.41E+00
-2.45E+00
-2.41E+00
-2.45E+00
-2.49E+00
-2.45E+00
-2.45E+00];

%scatter(x,y,'filled')
%hold on
%scatter(x,y,'filled')
plot(t,x)
hold on
plot(t,y)
grid on
xlabel('Voltaje (V)') 
ylabel('Corriente (A)')

%xticks([0 0.45 0.5 0.55 0.6 0.65 0.7 0.75 0.8 1])
%xticklabels({'0','0.45','0.5','0.55','0.6','0.65','0.7','0.75','0.8','1'})
%yticks([0  0.0015 0.006 0.019 0.038 0.06])
